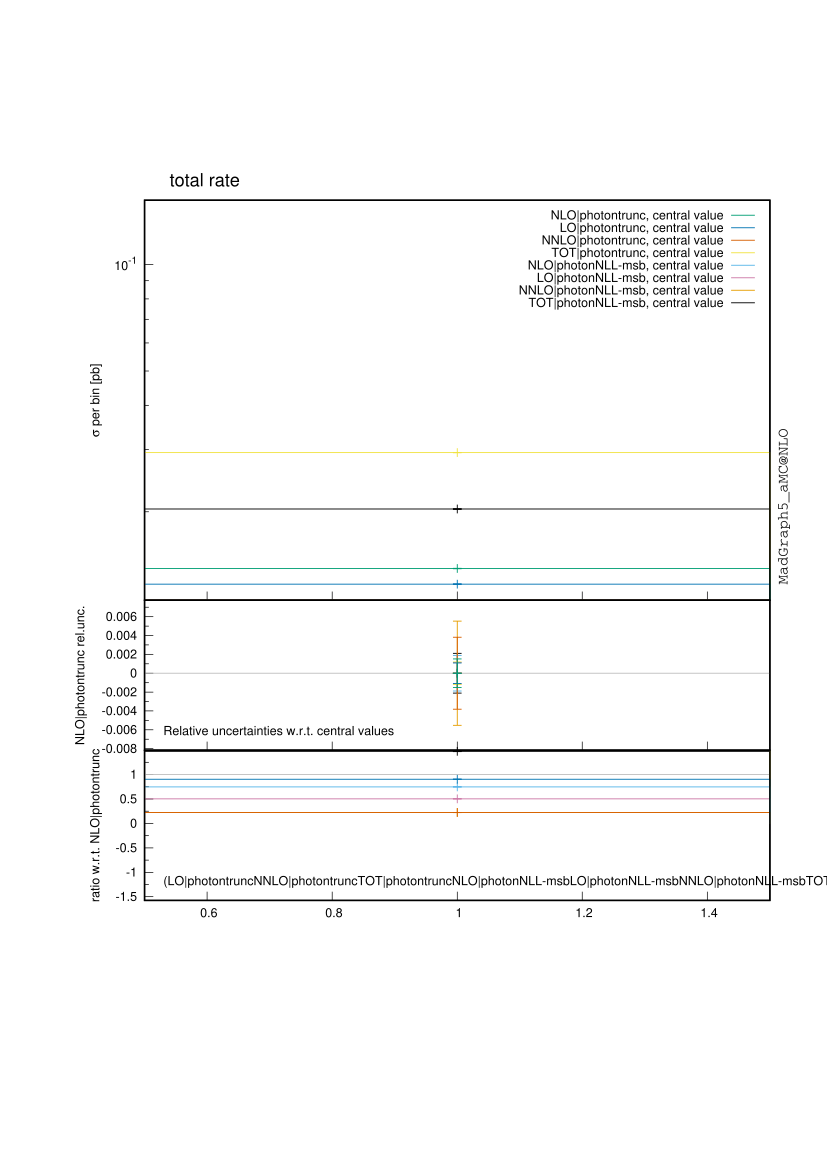

Source code (gnuplot):

################################################################################
#
# This gnuplot file was generated by MadGraph5_aMC@NLO project, a program which 
# automatically generates Feynman diagrams and matrix elements for arbitrary
# high-energy processes in the Standard Model and beyond. It also perform the
# integration and/or generate events for these processes, at LO and NLO accuracy.
#
# For more information, visit madgraph.phys.ucl.ac.be and amcatnlo.web.cern.ch
#
################################################################################
# ./histograms.py tmprun_photontrunc_nomuonconvolve_10tev/MADatNLO.HwU tmprun_photonmsbar_nomuonconvolve_10tev/MADatNLO.HwU --assign_types=photontrunc,photonNLL-msb
reset

set lmargin 10
set rmargin 0
set terminal postscript portrait enhanced color "Helvetica" 9 
# The pdf terminal offers transparency support, but you will have to adapt things a bit
#set terminal pdf enhanced font "Helvetica 12" lw 1.0 dashed size 29.7cm, 21cm
set key font ",9"
set key samplen "2"
set output "MADatNLO_output.ps"

# This is the "PODO" color palette of gnuplot v.5, but with the order
# changed: palette of colors selected to be easily distinguishable by
# color-blind individuals with either protanopia or deuteranopia. Bang
# Wong [2011] Nature Methods 8, 441.

set style line   1 lt 1 lc rgb "#009e73" lw 1.3
set style line 101 lt 1 lc rgb "#009e73" lw 1.3 dt (6,3)
set style line  11 lt 2 lc rgb "#009e73" lw 1.3 dt (6,3)
set style line  21 lt 4 lc rgb "#009e73" lw 1.3 dt (3,2)
set style line  31 lt 6 lc rgb "#009e73" lw 1.3 dt (2,1)
set style line  41 lt 8 lc rgb "#009e73" lw 1.3 dt (4,3)

set style line   2 lt 1 lc rgb "#0072b2" lw 1.3
set style line 102 lt 1 lc rgb "#0072b2" lw 1.3 dt (6,3)
set style line  12 lt 2 lc rgb "#0072b2" lw 1.3 dt (6,3)
set style line  22 lt 4 lc rgb "#0072b2" lw 1.3 dt (3,2)
set style line  32 lt 6 lc rgb "#0072b2" lw 1.3 dt (2,1)
set style line  42 lt 8 lc rgb "#0072b2" lw 1.3 dt (4,3)

set style line   3 lt 1 lc rgb "#d55e00" lw 1.3
set style line 103 lt 1 lc rgb "#d55e00" lw 1.3 dt (6,3)
set style line  13 lt 2 lc rgb "#d55e00" lw 1.3 dt (6,3)
set style line  23 lt 4 lc rgb "#d55e00" lw 1.3 dt (3,2)
set style line  33 lt 6 lc rgb "#d55e00" lw 1.3 dt (2,1)
set style line  43 lt 8 lc rgb "#d55e00" lw 1.3 dt (4,3)

set style line   4 lt 1 lc rgb "#f0e442" lw 1.3
set style line 104 lt 1 lc rgb "#f0e442" lw 1.3 dt (6,3)
set style line  14 lt 2 lc rgb "#f0e442" lw 1.3 dt (6,3)
set style line  24 lt 4 lc rgb "#f0e442" lw 1.3 dt (3,2)
set style line  34 lt 6 lc rgb "#f0e442" lw 1.3 dt (2,1)
set style line  44 lt 8 lc rgb "#f0e442" lw 1.3 dt (4,3)

set style line   5 lt 1 lc rgb "#56b4e9" lw 1.3
set style line 105 lt 1 lc rgb "#56b4e9" lw 1.3 dt (6,3)
set style line  15 lt 2 lc rgb "#56b4e9" lw 1.3 dt (6,3)
set style line  25 lt 4 lc rgb "#56b4e9" lw 1.3 dt (3,2)
set style line  35 lt 6 lc rgb "#56b4e9" lw 1.3 dt (2,1)
set style line  45 lt 8 lc rgb "#56b4e9" lw 1.3 dt (4,3)

set style line   6 lt 1 lc rgb "#cc79a7" lw 1.3
set style line 106 lt 1 lc rgb "#cc79a7" lw 1.3 dt (6,3)
set style line  16 lt 2 lc rgb "#cc79a7" lw 1.3 dt (6,3)
set style line  26 lt 4 lc rgb "#cc79a7" lw 1.3 dt (3,2)
set style line  36 lt 6 lc rgb "#cc79a7" lw 1.3 dt (2,1)
set style line  46 lt 8 lc rgb "#cc79a7" lw 1.3 dt (4,3)

set style line   7 lt 1 lc rgb "#e69f00" lw 1.3
set style line 107 lt 1 lc rgb "#e69f00" lw 1.3 dt (6,3)
set style line  17 lt 2 lc rgb "#e69f00" lw 1.3 dt (6,3)
set style line  27 lt 4 lc rgb "#e69f00" lw 1.3 dt (3,2)
set style line  37 lt 6 lc rgb "#e69f00" lw 1.3 dt (2,1)
set style line  47 lt 8 lc rgb "#e69f00" lw 1.3 dt (4,3)

set style line   8 lt 1 lc rgb "black" lw 1.3
set style line 108 lt 1 lc rgb "black" lw 1.3 dt (6,3)
set style line  18 lt 2 lc rgb "black" lw 1.3 dt (6,3)
set style line  28 lt 4 lc rgb "black" lw 1.3 dt (3,2)
set style line  38 lt 6 lc rgb "black" lw 1.3 dt (2,1)
set style line  48 lt 8 lc rgb "black" lw 1.3 dt (4,3)


set style line 999 lt 1 lc rgb "gray" lw 1.3

safe(x,y,a) = (y == 0.0 ? a : x/y)

set style data histeps
set key invert



################################################################################
### Rendering of the plot titled 'total rate'
################################################################################

set multiplot
set label "total rate" font ",13" at graph 0.04, graph 1.05
set xrange [5.0000e-01:1.5000e+00]
set bmargin 0 
set tmargin 0
set xtics nomirror
set ytics nomirror
set mytics 10
set xtics auto
set key horizontal noreverse maxcols 1 width -4 
set label front 'MadGraph5\_aMC\@NLO' font "Courier,11" rotate by 90 at graph 1.02, graph 0.04

#-- rendering subhistograms 'NLO|photontrunc and LO|photontrunc results'

set format y '10^{%T}'
set yrange [1.1236e-02:1.5202e-01]
set origin 0.0000e+00, 5.0000e-01
set size 1.0000e+00, 4.0000e-01
set mytics 10
set ytics auto
set format x ''
set logscale y
set ylabel "{/Symbol s} per bin [pb]"

plot \
'MADatNLO_output.HwU' index 7 using (($1+$2)/2):($3 >= 0 ? sqrt(-1) : abs($3)):4 w yerrorbar ls 108 title '',\
'MADatNLO_output.HwU' index 7 using (($1+$2)/2):($3 >= 0 ? sqrt(-1) : abs($3)) ls 108 title '',\
'MADatNLO_output.HwU' index 7 using (($1+$2)/2):($3 < 0 ? sqrt(-1) : $3):4 w yerrorbar ls 8 title '',\
'MADatNLO_output.HwU' index 7 using (($1+$2)/2):($3 < 0 ? sqrt(-1) : $3) ls 8 title 'TOT|photonNLL-msb, central value',\
'MADatNLO_output.HwU' index 6 using (($1+$2)/2):($3 >= 0 ? sqrt(-1) : abs($3)):4 w yerrorbar ls 107 title '',\
'MADatNLO_output.HwU' index 6 using (($1+$2)/2):($3 >= 0 ? sqrt(-1) : abs($3)) ls 107 title '',\
'MADatNLO_output.HwU' index 6 using (($1+$2)/2):($3 < 0 ? sqrt(-1) : $3):4 w yerrorbar ls 7 title '',\
'MADatNLO_output.HwU' index 6 using (($1+$2)/2):($3 < 0 ? sqrt(-1) : $3) ls 7 title 'NNLO|photonNLL-msb, central value',\
'MADatNLO_output.HwU' index 5 using (($1+$2)/2):($3 >= 0 ? sqrt(-1) : abs($3)):4 w yerrorbar ls 106 title '',\
'MADatNLO_output.HwU' index 5 using (($1+$2)/2):($3 >= 0 ? sqrt(-1) : abs($3)) ls 106 title '',\
'MADatNLO_output.HwU' index 5 using (($1+$2)/2):($3 < 0 ? sqrt(-1) : $3):4 w yerrorbar ls 6 title '',\
'MADatNLO_output.HwU' index 5 using (($1+$2)/2):($3 < 0 ? sqrt(-1) : $3) ls 6 title 'LO|photonNLL-msb, central value',\
'MADatNLO_output.HwU' index 4 using (($1+$2)/2):($3 >= 0 ? sqrt(-1) : abs($3)):4 w yerrorbar ls 105 title '',\
'MADatNLO_output.HwU' index 4 using (($1+$2)/2):($3 >= 0 ? sqrt(-1) : abs($3)) ls 105 title '',\
'MADatNLO_output.HwU' index 4 using (($1+$2)/2):($3 < 0 ? sqrt(-1) : $3):4 w yerrorbar ls 5 title '',\
'MADatNLO_output.HwU' index 4 using (($1+$2)/2):($3 < 0 ? sqrt(-1) : $3) ls 5 title 'NLO|photonNLL-msb, central value',\
'MADatNLO_output.HwU' index 3 using (($1+$2)/2):($3 >= 0 ? sqrt(-1) : abs($3)):4 w yerrorbar ls 104 title '',\
'MADatNLO_output.HwU' index 3 using (($1+$2)/2):($3 >= 0 ? sqrt(-1) : abs($3)) ls 104 title '',\
'MADatNLO_output.HwU' index 3 using (($1+$2)/2):($3 < 0 ? sqrt(-1) : $3):4 w yerrorbar ls 4 title '',\
'MADatNLO_output.HwU' index 3 using (($1+$2)/2):($3 < 0 ? sqrt(-1) : $3) ls 4 title 'TOT|photontrunc, central value',\
'MADatNLO_output.HwU' index 2 using (($1+$2)/2):($3 >= 0 ? sqrt(-1) : abs($3)):4 w yerrorbar ls 103 title '',\
'MADatNLO_output.HwU' index 2 using (($1+$2)/2):($3 >= 0 ? sqrt(-1) : abs($3)) ls 103 title '',\
'MADatNLO_output.HwU' index 2 using (($1+$2)/2):($3 < 0 ? sqrt(-1) : $3):4 w yerrorbar ls 3 title '',\
'MADatNLO_output.HwU' index 2 using (($1+$2)/2):($3 < 0 ? sqrt(-1) : $3) ls 3 title 'NNLO|photontrunc, central value',\
'MADatNLO_output.HwU' index 1 using (($1+$2)/2):($3 >= 0 ? sqrt(-1) : abs($3)):4 w yerrorbar ls 102 title '',\
'MADatNLO_output.HwU' index 1 using (($1+$2)/2):($3 >= 0 ? sqrt(-1) : abs($3)) ls 102 title '',\
'MADatNLO_output.HwU' index 1 using (($1+$2)/2):($3 < 0 ? sqrt(-1) : $3):4 w yerrorbar ls 2 title '',\
'MADatNLO_output.HwU' index 1 using (($1+$2)/2):($3 < 0 ? sqrt(-1) : $3) ls 2 title 'LO|photontrunc, central value',\
'MADatNLO_output.HwU' index 0 using (($1+$2)/2):($3 >= 0 ? sqrt(-1) : abs($3)):4 w yerrorbar ls 101 title '',\
'MADatNLO_output.HwU' index 0 using (($1+$2)/2):($3 >= 0 ? sqrt(-1) : abs($3)) ls 101 title '',\
'MADatNLO_output.HwU' index 0 using (($1+$2)/2):($3 < 0 ? sqrt(-1) : $3):4 w yerrorbar ls 1 title '',\
'MADatNLO_output.HwU' index 0 using (($1+$2)/2):($3 < 0 ? sqrt(-1) : $3) ls 1 title 'NLO|photontrunc, central value'
#-- rendering subhistograms 'Relative scale and PDF uncertainty'
unset label
unset format
set yrange [-8.1775e-03:7.7354e-03]
set origin 0.0000e+00, 3.5000e-01
set size 1.0000e+00, 1.5000e-01
set mytics 2
set ytics auto
set format x ''
unset logscale y
set ylabel "NLO|photontrunc rel.unc."
set label "Relative uncertainties w.r.t. central values" font ",9" front at graph 0.03, graph 0.13
plot \
0.0 ls 999 title '',\
'MADatNLO_output.HwU' index 7 using (($1+$2)/2):(0.0):(safe($4,$3,0.0)) w yerrorbar ls 8 title '',\
'MADatNLO_output.HwU' index 6 using (($1+$2)/2):(0.0):(safe($4,$3,0.0)) w yerrorbar ls 7 title '',\
'MADatNLO_output.HwU' index 5 using (($1+$2)/2):(0.0):(safe($4,$3,0.0)) w yerrorbar ls 6 title '',\
'MADatNLO_output.HwU' index 4 using (($1+$2)/2):(0.0):(safe($4,$3,0.0)) w yerrorbar ls 5 title '',\
'MADatNLO_output.HwU' index 3 using (($1+$2)/2):(0.0):(safe($4,$3,0.0)) w yerrorbar ls 4 title '',\
'MADatNLO_output.HwU' index 2 using (($1+$2)/2):(0.0):(safe($4,$3,0.0)) w yerrorbar ls 3 title '',\
'MADatNLO_output.HwU' index 1 using (($1+$2)/2):(0.0):(safe($4,$3,0.0)) w yerrorbar ls 2 title '',\
'MADatNLO_output.HwU' index 0 using (($1+$2)/2):(0.0):(safe($4,$3,0.0)) w yerrorbar ls 1 title ''
#-- rendering subhistograms '(LO|photontruncNNLO|photontruncTOT|photontruncNLO|photonNLL-msbLO|photonNLL-msbNNLO|photonNLL-msbTOT|photonNLL-msb)/(NLO|photontrunc central value) ratio'
unset label
unset format
set yrange [-1.5753e+00:1.4934e+00]
set origin 0.0000e+00, 2.0000e-01
set size 1.0000e+00, 1.5000e-01
set mytics 2
set ytics auto
set format x
unset logscale y
set ylabel "ratio w.r.t. NLO|photontrunc"
set label "(LO|photontruncNNLO|photontruncTOT|photontruncNLO|photonNLL-msbLO|photonNLL-msbNNLO|photonNLL-msbTOT|photonNLL-msb)/(NLO|photontrunc central value)" font ",9" at graph 0.03, graph 0.13
plot \
1.0 ls 999 title '',\
'MADatNLO_output.HwU' index 14 using (($1+$2)/2):3:4 w yerrorbar ls 8 title '',\
'MADatNLO_output.HwU' index 14 using (($1+$2)/2):3 ls 8 title '',\
'MADatNLO_output.HwU' index 13 using (($1+$2)/2):3:4 w yerrorbar ls 7 title '',\
'MADatNLO_output.HwU' index 13 using (($1+$2)/2):3 ls 7 title '',\
'MADatNLO_output.HwU' index 12 using (($1+$2)/2):3:4 w yerrorbar ls 6 title '',\
'MADatNLO_output.HwU' index 12 using (($1+$2)/2):3 ls 6 title '',\
'MADatNLO_output.HwU' index 11 using (($1+$2)/2):3:4 w yerrorbar ls 5 title '',\
'MADatNLO_output.HwU' index 11 using (($1+$2)/2):3 ls 5 title '',\
'MADatNLO_output.HwU' index 10 using (($1+$2)/2):3:4 w yerrorbar ls 4 title '',\
'MADatNLO_output.HwU' index 10 using (($1+$2)/2):3 ls 4 title '',\
'MADatNLO_output.HwU' index 9 using (($1+$2)/2):3:4 w yerrorbar ls 3 title '',\
'MADatNLO_output.HwU' index 9 using (($1+$2)/2):3 ls 3 title '',\
'MADatNLO_output.HwU' index 8 using (($1+$2)/2):3:4 w yerrorbar ls 2 title '',\
'MADatNLO_output.HwU' index 8 using (($1+$2)/2):3 ls 2 title ''

unset label

################################################################################

################################################################################
### Rendering of the plot titled 'total rate real'
################################################################################

set multiplot
set label "total rate real" font ",13" at graph 0.04, graph 1.05
set xrange [5.0000e-01:5.5000e+00]
set bmargin 0 
set tmargin 0
set xtics nomirror
set ytics nomirror
set mytics 10
set xtics auto
set key horizontal noreverse maxcols 1 width -4 
set label front 'MadGraph5\_aMC\@NLO' font "Courier,11" rotate by 90 at graph 1.02, graph 0.04

#-- rendering subhistograms 'NLO|photontrunc and LO|photontrunc results'

set format y '10^{%T}'
set yrange [9.0000e-01:1.1000e+02]
set origin 0.0000e+00, 5.0000e-01
set size 1.0000e+00, 4.0000e-01
set mytics 10
set ytics auto
set format x ''
set logscale y
set ylabel "{/Symbol s} per bin [pb]"

plot \
'MADatNLO_output.HwU' index 22 using (($1+$2)/2):($3 >= 0 ? sqrt(-1) : abs($3)):4 w yerrorbar ls 108 title '',\
'MADatNLO_output.HwU' index 22 using (($1+$2)/2):($3 >= 0 ? sqrt(-1) : abs($3)) ls 108 title '',\
'MADatNLO_output.HwU' index 22 using (($1+$2)/2):($3 < 0 ? sqrt(-1) : $3):4 w yerrorbar ls 8 title '',\
'MADatNLO_output.HwU' index 22 using (($1+$2)/2):($3 < 0 ? sqrt(-1) : $3) ls 8 title 'TOT|photonNLL-msb, central value',\
'MADatNLO_output.HwU' index 21 using (($1+$2)/2):($3 >= 0 ? sqrt(-1) : abs($3)):4 w yerrorbar ls 107 title '',\
'MADatNLO_output.HwU' index 21 using (($1+$2)/2):($3 >= 0 ? sqrt(-1) : abs($3)) ls 107 title '',\
'MADatNLO_output.HwU' index 21 using (($1+$2)/2):($3 < 0 ? sqrt(-1) : $3):4 w yerrorbar ls 7 title '',\
'MADatNLO_output.HwU' index 21 using (($1+$2)/2):($3 < 0 ? sqrt(-1) : $3) ls 7 title 'NNLO|photonNLL-msb, central value',\
'MADatNLO_output.HwU' index 20 using (($1+$2)/2):($3 >= 0 ? sqrt(-1) : abs($3)):4 w yerrorbar ls 106 title '',\
'MADatNLO_output.HwU' index 20 using (($1+$2)/2):($3 >= 0 ? sqrt(-1) : abs($3)) ls 106 title '',\
'MADatNLO_output.HwU' index 20 using (($1+$2)/2):($3 < 0 ? sqrt(-1) : $3):4 w yerrorbar ls 6 title '',\
'MADatNLO_output.HwU' index 20 using (($1+$2)/2):($3 < 0 ? sqrt(-1) : $3) ls 6 title 'LO|photonNLL-msb, central value',\
'MADatNLO_output.HwU' index 19 using (($1+$2)/2):($3 >= 0 ? sqrt(-1) : abs($3)):4 w yerrorbar ls 105 title '',\
'MADatNLO_output.HwU' index 19 using (($1+$2)/2):($3 >= 0 ? sqrt(-1) : abs($3)) ls 105 title '',\
'MADatNLO_output.HwU' index 19 using (($1+$2)/2):($3 < 0 ? sqrt(-1) : $3):4 w yerrorbar ls 5 title '',\
'MADatNLO_output.HwU' index 19 using (($1+$2)/2):($3 < 0 ? sqrt(-1) : $3) ls 5 title 'NLO|photonNLL-msb, central value',\
'MADatNLO_output.HwU' index 18 using (($1+$2)/2):($3 >= 0 ? sqrt(-1) : abs($3)):4 w yerrorbar ls 104 title '',\
'MADatNLO_output.HwU' index 18 using (($1+$2)/2):($3 >= 0 ? sqrt(-1) : abs($3)) ls 104 title '',\
'MADatNLO_output.HwU' index 18 using (($1+$2)/2):($3 < 0 ? sqrt(-1) : $3):4 w yerrorbar ls 4 title '',\
'MADatNLO_output.HwU' index 18 using (($1+$2)/2):($3 < 0 ? sqrt(-1) : $3) ls 4 title 'TOT|photontrunc, central value',\
'MADatNLO_output.HwU' index 17 using (($1+$2)/2):($3 >= 0 ? sqrt(-1) : abs($3)):4 w yerrorbar ls 103 title '',\
'MADatNLO_output.HwU' index 17 using (($1+$2)/2):($3 >= 0 ? sqrt(-1) : abs($3)) ls 103 title '',\
'MADatNLO_output.HwU' index 17 using (($1+$2)/2):($3 < 0 ? sqrt(-1) : $3):4 w yerrorbar ls 3 title '',\
'MADatNLO_output.HwU' index 17 using (($1+$2)/2):($3 < 0 ? sqrt(-1) : $3) ls 3 title 'NNLO|photontrunc, central value',\
'MADatNLO_output.HwU' index 16 using (($1+$2)/2):($3 >= 0 ? sqrt(-1) : abs($3)):4 w yerrorbar ls 102 title '',\
'MADatNLO_output.HwU' index 16 using (($1+$2)/2):($3 >= 0 ? sqrt(-1) : abs($3)) ls 102 title '',\
'MADatNLO_output.HwU' index 16 using (($1+$2)/2):($3 < 0 ? sqrt(-1) : $3):4 w yerrorbar ls 2 title '',\
'MADatNLO_output.HwU' index 16 using (($1+$2)/2):($3 < 0 ? sqrt(-1) : $3) ls 2 title 'LO|photontrunc, central value',\
'MADatNLO_output.HwU' index 15 using (($1+$2)/2):($3 >= 0 ? sqrt(-1) : abs($3)):4 w yerrorbar ls 101 title '',\
'MADatNLO_output.HwU' index 15 using (($1+$2)/2):($3 >= 0 ? sqrt(-1) : abs($3)) ls 101 title '',\
'MADatNLO_output.HwU' index 15 using (($1+$2)/2):($3 < 0 ? sqrt(-1) : $3):4 w yerrorbar ls 1 title '',\
'MADatNLO_output.HwU' index 15 using (($1+$2)/2):($3 < 0 ? sqrt(-1) : $3) ls 1 title 'NLO|photontrunc, central value'
#-- rendering subhistograms 'Relative scale and PDF uncertainty'
unset label
unset format
set yrange [-1.4800e+00:1.4000e+00]
set origin 0.0000e+00, 3.5000e-01
set size 1.0000e+00, 1.5000e-01
set mytics 2
set ytics auto
set format x ''
unset logscale y
set ylabel "NLO|photontrunc rel.unc."
set label "Relative uncertainties w.r.t. central values" font ",9" front at graph 0.03, graph 0.13
plot \
0.0 ls 999 title '',\
'MADatNLO_output.HwU' index 22 using (($1+$2)/2):(0.0):(safe($4,$3,0.0)) w yerrorbar ls 8 title '',\
'MADatNLO_output.HwU' index 21 using (($1+$2)/2):(0.0):(safe($4,$3,0.0)) w yerrorbar ls 7 title '',\
'MADatNLO_output.HwU' index 20 using (($1+$2)/2):(0.0):(safe($4,$3,0.0)) w yerrorbar ls 6 title '',\
'MADatNLO_output.HwU' index 19 using (($1+$2)/2):(0.0):(safe($4,$3,0.0)) w yerrorbar ls 5 title '',\
'MADatNLO_output.HwU' index 18 using (($1+$2)/2):(0.0):(safe($4,$3,0.0)) w yerrorbar ls 4 title '',\
'MADatNLO_output.HwU' index 17 using (($1+$2)/2):(0.0):(safe($4,$3,0.0)) w yerrorbar ls 3 title '',\
'MADatNLO_output.HwU' index 16 using (($1+$2)/2):(0.0):(safe($4,$3,0.0)) w yerrorbar ls 2 title '',\
'MADatNLO_output.HwU' index 15 using (($1+$2)/2):(0.0):(safe($4,$3,0.0)) w yerrorbar ls 1 title ''
#-- rendering subhistograms '(LO|photontruncNNLO|photontruncTOT|photontruncNLO|photonNLL-msbLO|photonNLL-msbNNLO|photonNLL-msbTOT|photonNLL-msb)/(NLO|photontrunc central value) ratio'
unset label
unset format
set yrange [-2.4000e-01:1.2000e+00]
set origin 0.0000e+00, 2.0000e-01
set size 1.0000e+00, 1.5000e-01
set mytics 2
set ytics auto
set format x
unset logscale y
set ylabel "ratio w.r.t. NLO|photontrunc"
set label "(LO|photontruncNNLO|photontruncTOT|photontruncNLO|photonNLL-msbLO|photonNLL-msbNNLO|photonNLL-msbTOT|photonNLL-msb)/(NLO|photontrunc central value)" font ",9" at graph 0.03, graph 0.13
plot \
1.0 ls 999 title '',\
'MADatNLO_output.HwU' index 29 using (($1+$2)/2):3:4 w yerrorbar ls 8 title '',\
'MADatNLO_output.HwU' index 29 using (($1+$2)/2):3 ls 8 title '',\
'MADatNLO_output.HwU' index 28 using (($1+$2)/2):3:4 w yerrorbar ls 7 title '',\
'MADatNLO_output.HwU' index 28 using (($1+$2)/2):3 ls 7 title '',\
'MADatNLO_output.HwU' index 27 using (($1+$2)/2):3:4 w yerrorbar ls 6 title '',\
'MADatNLO_output.HwU' index 27 using (($1+$2)/2):3 ls 6 title '',\
'MADatNLO_output.HwU' index 26 using (($1+$2)/2):3:4 w yerrorbar ls 5 title '',\
'MADatNLO_output.HwU' index 26 using (($1+$2)/2):3 ls 5 title '',\
'MADatNLO_output.HwU' index 25 using (($1+$2)/2):3:4 w yerrorbar ls 4 title '',\
'MADatNLO_output.HwU' index 25 using (($1+$2)/2):3 ls 4 title '',\
'MADatNLO_output.HwU' index 24 using (($1+$2)/2):3:4 w yerrorbar ls 3 title '',\
'MADatNLO_output.HwU' index 24 using (($1+$2)/2):3 ls 3 title '',\
'MADatNLO_output.HwU' index 23 using (($1+$2)/2):3:4 w yerrorbar ls 2 title '',\
'MADatNLO_output.HwU' index 23 using (($1+$2)/2):3 ls 2 title ''

unset label

################################################################################

################################################################################
### Rendering of the plot titled 'mtt'
################################################################################

set multiplot
set label "mtt" font ",13" at graph 0.04, graph 1.05
set xrange [2.0000e+02:9.8000e+03]
set bmargin 0 
set tmargin 0
set xtics nomirror
set ytics nomirror
set mytics 10
set xtics auto
set key horizontal noreverse maxcols 1 width -4 
set label front 'MadGraph5\_aMC\@NLO' font "Courier,11" rotate by 90 at graph 1.02, graph 0.04

#-- rendering subhistograms 'NLO|photontrunc and LO|photontrunc results'

set format y '10^{%T}'
set yrange [2.7876e-09:1.6343e-02]
set origin 0.0000e+00, 5.0000e-01
set size 1.0000e+00, 4.0000e-01
set mytics 10
set ytics auto
set format x ''
set logscale y
set ylabel "{/Symbol s} per bin [pb]"

plot \
'MADatNLO_output.HwU' index 37 using (($1+$2)/2):($3 >= 0 ? sqrt(-1) : abs($3)):4 w yerrorbar ls 108 title '',\
'MADatNLO_output.HwU' index 37 using (($1+$2)/2):($3 >= 0 ? sqrt(-1) : abs($3)) ls 108 title '',\
'MADatNLO_output.HwU' index 37 using (($1+$2)/2):($3 < 0 ? sqrt(-1) : $3):4 w yerrorbar ls 8 title '',\
'MADatNLO_output.HwU' index 37 using (($1+$2)/2):($3 < 0 ? sqrt(-1) : $3) ls 8 title 'TOT|photonNLL-msb, central value',\
'MADatNLO_output.HwU' index 36 using (($1+$2)/2):($3 >= 0 ? sqrt(-1) : abs($3)):4 w yerrorbar ls 107 title '',\
'MADatNLO_output.HwU' index 36 using (($1+$2)/2):($3 >= 0 ? sqrt(-1) : abs($3)) ls 107 title '',\
'MADatNLO_output.HwU' index 36 using (($1+$2)/2):($3 < 0 ? sqrt(-1) : $3):4 w yerrorbar ls 7 title '',\
'MADatNLO_output.HwU' index 36 using (($1+$2)/2):($3 < 0 ? sqrt(-1) : $3) ls 7 title 'NNLO|photonNLL-msb, central value',\
'MADatNLO_output.HwU' index 35 using (($1+$2)/2):($3 >= 0 ? sqrt(-1) : abs($3)):4 w yerrorbar ls 106 title '',\
'MADatNLO_output.HwU' index 35 using (($1+$2)/2):($3 >= 0 ? sqrt(-1) : abs($3)) ls 106 title '',\
'MADatNLO_output.HwU' index 35 using (($1+$2)/2):($3 < 0 ? sqrt(-1) : $3):4 w yerrorbar ls 6 title '',\
'MADatNLO_output.HwU' index 35 using (($1+$2)/2):($3 < 0 ? sqrt(-1) : $3) ls 6 title 'LO|photonNLL-msb, central value',\
'MADatNLO_output.HwU' index 34 using (($1+$2)/2):($3 >= 0 ? sqrt(-1) : abs($3)):4 w yerrorbar ls 105 title '',\
'MADatNLO_output.HwU' index 34 using (($1+$2)/2):($3 >= 0 ? sqrt(-1) : abs($3)) ls 105 title '',\
'MADatNLO_output.HwU' index 34 using (($1+$2)/2):($3 < 0 ? sqrt(-1) : $3):4 w yerrorbar ls 5 title '',\
'MADatNLO_output.HwU' index 34 using (($1+$2)/2):($3 < 0 ? sqrt(-1) : $3) ls 5 title 'NLO|photonNLL-msb, central value',\
'MADatNLO_output.HwU' index 33 using (($1+$2)/2):($3 >= 0 ? sqrt(-1) : abs($3)):4 w yerrorbar ls 104 title '',\
'MADatNLO_output.HwU' index 33 using (($1+$2)/2):($3 >= 0 ? sqrt(-1) : abs($3)) ls 104 title '',\
'MADatNLO_output.HwU' index 33 using (($1+$2)/2):($3 < 0 ? sqrt(-1) : $3):4 w yerrorbar ls 4 title '',\
'MADatNLO_output.HwU' index 33 using (($1+$2)/2):($3 < 0 ? sqrt(-1) : $3) ls 4 title 'TOT|photontrunc, central value',\
'MADatNLO_output.HwU' index 32 using (($1+$2)/2):($3 >= 0 ? sqrt(-1) : abs($3)):4 w yerrorbar ls 103 title '',\
'MADatNLO_output.HwU' index 32 using (($1+$2)/2):($3 >= 0 ? sqrt(-1) : abs($3)) ls 103 title '',\
'MADatNLO_output.HwU' index 32 using (($1+$2)/2):($3 < 0 ? sqrt(-1) : $3):4 w yerrorbar ls 3 title '',\
'MADatNLO_output.HwU' index 32 using (($1+$2)/2):($3 < 0 ? sqrt(-1) : $3) ls 3 title 'NNLO|photontrunc, central value',\
'MADatNLO_output.HwU' index 31 using (($1+$2)/2):($3 >= 0 ? sqrt(-1) : abs($3)):4 w yerrorbar ls 102 title '',\
'MADatNLO_output.HwU' index 31 using (($1+$2)/2):($3 >= 0 ? sqrt(-1) : abs($3)) ls 102 title '',\
'MADatNLO_output.HwU' index 31 using (($1+$2)/2):($3 < 0 ? sqrt(-1) : $3):4 w yerrorbar ls 2 title '',\
'MADatNLO_output.HwU' index 31 using (($1+$2)/2):($3 < 0 ? sqrt(-1) : $3) ls 2 title 'LO|photontrunc, central value',\
'MADatNLO_output.HwU' index 30 using (($1+$2)/2):($3 >= 0 ? sqrt(-1) : abs($3)):4 w yerrorbar ls 101 title '',\
'MADatNLO_output.HwU' index 30 using (($1+$2)/2):($3 >= 0 ? sqrt(-1) : abs($3)) ls 101 title '',\
'MADatNLO_output.HwU' index 30 using (($1+$2)/2):($3 < 0 ? sqrt(-1) : $3):4 w yerrorbar ls 1 title '',\
'MADatNLO_output.HwU' index 30 using (($1+$2)/2):($3 < 0 ? sqrt(-1) : $3) ls 1 title 'NLO|photontrunc, central value'
#-- rendering subhistograms 'Relative scale and PDF uncertainty'
unset label
unset format
set yrange [-1.0161e-01:9.7174e-02]
set origin 0.0000e+00, 3.5000e-01
set size 1.0000e+00, 1.5000e-01
set mytics 2
set ytics auto
set format x ''
unset logscale y
set ylabel "NLO|photontrunc rel.unc."
set label "Relative uncertainties w.r.t. central values" font ",9" front at graph 0.03, graph 0.13
plot \
0.0 ls 999 title '',\
'MADatNLO_output.HwU' index 37 using (($1+$2)/2):(0.0):(safe($4,$3,0.0)) w yerrorbar ls 8 title '',\
'MADatNLO_output.HwU' index 36 using (($1+$2)/2):(0.0):(safe($4,$3,0.0)) w yerrorbar ls 7 title '',\
'MADatNLO_output.HwU' index 35 using (($1+$2)/2):(0.0):(safe($4,$3,0.0)) w yerrorbar ls 6 title '',\
'MADatNLO_output.HwU' index 34 using (($1+$2)/2):(0.0):(safe($4,$3,0.0)) w yerrorbar ls 5 title '',\
'MADatNLO_output.HwU' index 33 using (($1+$2)/2):(0.0):(safe($4,$3,0.0)) w yerrorbar ls 4 title '',\
'MADatNLO_output.HwU' index 32 using (($1+$2)/2):(0.0):(safe($4,$3,0.0)) w yerrorbar ls 3 title '',\
'MADatNLO_output.HwU' index 31 using (($1+$2)/2):(0.0):(safe($4,$3,0.0)) w yerrorbar ls 2 title '',\
'MADatNLO_output.HwU' index 30 using (($1+$2)/2):(0.0):(safe($4,$3,0.0)) w yerrorbar ls 1 title ''
#-- rendering subhistograms '(LO|photontruncNNLO|photontruncTOT|photontruncNLO|photonNLL-msbLO|photonNLL-msbNNLO|photonNLL-msbTOT|photonNLL-msb)/(NLO|photontrunc central value) ratio'
unset label
unset format
set yrange [-2.6633e+00:6.8935e+00]
set origin 0.0000e+00, 2.0000e-01
set size 1.0000e+00, 1.5000e-01
set mytics 2
set ytics auto
set format x
unset logscale y
set ylabel "ratio w.r.t. NLO|photontrunc"
set label "(LO|photontruncNNLO|photontruncTOT|photontruncNLO|photonNLL-msbLO|photonNLL-msbNNLO|photonNLL-msbTOT|photonNLL-msb)/(NLO|photontrunc central value)" font ",9" at graph 0.03, graph 0.13
plot \
1.0 ls 999 title '',\
'MADatNLO_output.HwU' index 44 using (($1+$2)/2):3:4 w yerrorbar ls 8 title '',\
'MADatNLO_output.HwU' index 44 using (($1+$2)/2):3 ls 8 title '',\
'MADatNLO_output.HwU' index 43 using (($1+$2)/2):3:4 w yerrorbar ls 7 title '',\
'MADatNLO_output.HwU' index 43 using (($1+$2)/2):3 ls 7 title '',\
'MADatNLO_output.HwU' index 42 using (($1+$2)/2):3:4 w yerrorbar ls 6 title '',\
'MADatNLO_output.HwU' index 42 using (($1+$2)/2):3 ls 6 title '',\
'MADatNLO_output.HwU' index 41 using (($1+$2)/2):3:4 w yerrorbar ls 5 title '',\
'MADatNLO_output.HwU' index 41 using (($1+$2)/2):3 ls 5 title '',\
'MADatNLO_output.HwU' index 40 using (($1+$2)/2):3:4 w yerrorbar ls 4 title '',\
'MADatNLO_output.HwU' index 40 using (($1+$2)/2):3 ls 4 title '',\
'MADatNLO_output.HwU' index 39 using (($1+$2)/2):3:4 w yerrorbar ls 3 title '',\
'MADatNLO_output.HwU' index 39 using (($1+$2)/2):3 ls 3 title '',\
'MADatNLO_output.HwU' index 38 using (($1+$2)/2):3:4 w yerrorbar ls 2 title '',\
'MADatNLO_output.HwU' index 38 using (($1+$2)/2):3 ls 2 title ''

unset label

################################################################################

################################################################################
### Rendering of the plot titled 'thetatt'
################################################################################

set multiplot
set label "thetatt" font ",13" at graph 0.04, graph 1.05
set xrange [0.0000e+00:3.1416e+00]
set bmargin 0 
set tmargin 0
set xtics nomirror
set ytics nomirror
set mytics 10
set xtics auto
set key horizontal noreverse maxcols 1 width -4 
set label front 'MadGraph5\_aMC\@NLO' font "Courier,11" rotate by 90 at graph 1.02, graph 0.04

#-- rendering subhistograms 'NLO|photontrunc and LO|photontrunc results'

set format y '10^{%T}'
set yrange [1.8442e-09:1.8187e-02]
set origin 0.0000e+00, 5.0000e-01
set size 1.0000e+00, 4.0000e-01
set mytics 10
set ytics auto
set format x ''
set logscale y
set ylabel "{/Symbol s} per bin [pb]"

plot \
'MADatNLO_output.HwU' index 52 using (($1+$2)/2):($3 >= 0 ? sqrt(-1) : abs($3)):4 w yerrorbar ls 108 title '',\
'MADatNLO_output.HwU' index 52 using (($1+$2)/2):($3 >= 0 ? sqrt(-1) : abs($3)) ls 108 title '',\
'MADatNLO_output.HwU' index 52 using (($1+$2)/2):($3 < 0 ? sqrt(-1) : $3):4 w yerrorbar ls 8 title '',\
'MADatNLO_output.HwU' index 52 using (($1+$2)/2):($3 < 0 ? sqrt(-1) : $3) ls 8 title 'TOT|photonNLL-msb, central value',\
'MADatNLO_output.HwU' index 51 using (($1+$2)/2):($3 >= 0 ? sqrt(-1) : abs($3)):4 w yerrorbar ls 107 title '',\
'MADatNLO_output.HwU' index 51 using (($1+$2)/2):($3 >= 0 ? sqrt(-1) : abs($3)) ls 107 title '',\
'MADatNLO_output.HwU' index 51 using (($1+$2)/2):($3 < 0 ? sqrt(-1) : $3):4 w yerrorbar ls 7 title '',\
'MADatNLO_output.HwU' index 51 using (($1+$2)/2):($3 < 0 ? sqrt(-1) : $3) ls 7 title 'NNLO|photonNLL-msb, central value',\
'MADatNLO_output.HwU' index 50 using (($1+$2)/2):($3 >= 0 ? sqrt(-1) : abs($3)):4 w yerrorbar ls 106 title '',\
'MADatNLO_output.HwU' index 50 using (($1+$2)/2):($3 >= 0 ? sqrt(-1) : abs($3)) ls 106 title '',\
'MADatNLO_output.HwU' index 50 using (($1+$2)/2):($3 < 0 ? sqrt(-1) : $3):4 w yerrorbar ls 6 title '',\
'MADatNLO_output.HwU' index 50 using (($1+$2)/2):($3 < 0 ? sqrt(-1) : $3) ls 6 title 'LO|photonNLL-msb, central value',\
'MADatNLO_output.HwU' index 49 using (($1+$2)/2):($3 >= 0 ? sqrt(-1) : abs($3)):4 w yerrorbar ls 105 title '',\
'MADatNLO_output.HwU' index 49 using (($1+$2)/2):($3 >= 0 ? sqrt(-1) : abs($3)) ls 105 title '',\
'MADatNLO_output.HwU' index 49 using (($1+$2)/2):($3 < 0 ? sqrt(-1) : $3):4 w yerrorbar ls 5 title '',\
'MADatNLO_output.HwU' index 49 using (($1+$2)/2):($3 < 0 ? sqrt(-1) : $3) ls 5 title 'NLO|photonNLL-msb, central value',\
'MADatNLO_output.HwU' index 48 using (($1+$2)/2):($3 >= 0 ? sqrt(-1) : abs($3)):4 w yerrorbar ls 104 title '',\
'MADatNLO_output.HwU' index 48 using (($1+$2)/2):($3 >= 0 ? sqrt(-1) : abs($3)) ls 104 title '',\
'MADatNLO_output.HwU' index 48 using (($1+$2)/2):($3 < 0 ? sqrt(-1) : $3):4 w yerrorbar ls 4 title '',\
'MADatNLO_output.HwU' index 48 using (($1+$2)/2):($3 < 0 ? sqrt(-1) : $3) ls 4 title 'TOT|photontrunc, central value',\
'MADatNLO_output.HwU' index 47 using (($1+$2)/2):($3 >= 0 ? sqrt(-1) : abs($3)):4 w yerrorbar ls 103 title '',\
'MADatNLO_output.HwU' index 47 using (($1+$2)/2):($3 >= 0 ? sqrt(-1) : abs($3)) ls 103 title '',\
'MADatNLO_output.HwU' index 47 using (($1+$2)/2):($3 < 0 ? sqrt(-1) : $3):4 w yerrorbar ls 3 title '',\
'MADatNLO_output.HwU' index 47 using (($1+$2)/2):($3 < 0 ? sqrt(-1) : $3) ls 3 title 'NNLO|photontrunc, central value',\
'MADatNLO_output.HwU' index 46 using (($1+$2)/2):($3 >= 0 ? sqrt(-1) : abs($3)):4 w yerrorbar ls 102 title '',\
'MADatNLO_output.HwU' index 46 using (($1+$2)/2):($3 >= 0 ? sqrt(-1) : abs($3)) ls 102 title '',\
'MADatNLO_output.HwU' index 46 using (($1+$2)/2):($3 < 0 ? sqrt(-1) : $3):4 w yerrorbar ls 2 title '',\
'MADatNLO_output.HwU' index 46 using (($1+$2)/2):($3 < 0 ? sqrt(-1) : $3) ls 2 title 'LO|photontrunc, central value',\
'MADatNLO_output.HwU' index 45 using (($1+$2)/2):($3 >= 0 ? sqrt(-1) : abs($3)):4 w yerrorbar ls 101 title '',\
'MADatNLO_output.HwU' index 45 using (($1+$2)/2):($3 >= 0 ? sqrt(-1) : abs($3)) ls 101 title '',\
'MADatNLO_output.HwU' index 45 using (($1+$2)/2):($3 < 0 ? sqrt(-1) : $3):4 w yerrorbar ls 1 title '',\
'MADatNLO_output.HwU' index 45 using (($1+$2)/2):($3 < 0 ? sqrt(-1) : $3) ls 1 title 'NLO|photontrunc, central value'
#-- rendering subhistograms 'Relative scale and PDF uncertainty'
unset label
unset format
set yrange [-3.6678e-01:3.5388e-01]
set origin 0.0000e+00, 3.5000e-01
set size 1.0000e+00, 1.5000e-01
set mytics 2
set ytics auto
set format x ''
unset logscale y
set ylabel "NLO|photontrunc rel.unc."
set label "Relative uncertainties w.r.t. central values" font ",9" front at graph 0.03, graph 0.13
plot \
0.0 ls 999 title '',\
'MADatNLO_output.HwU' index 52 using (($1+$2)/2):(0.0):(safe($4,$3,0.0)) w yerrorbar ls 8 title '',\
'MADatNLO_output.HwU' index 51 using (($1+$2)/2):(0.0):(safe($4,$3,0.0)) w yerrorbar ls 7 title '',\
'MADatNLO_output.HwU' index 50 using (($1+$2)/2):(0.0):(safe($4,$3,0.0)) w yerrorbar ls 6 title '',\
'MADatNLO_output.HwU' index 49 using (($1+$2)/2):(0.0):(safe($4,$3,0.0)) w yerrorbar ls 5 title '',\
'MADatNLO_output.HwU' index 48 using (($1+$2)/2):(0.0):(safe($4,$3,0.0)) w yerrorbar ls 4 title '',\
'MADatNLO_output.HwU' index 47 using (($1+$2)/2):(0.0):(safe($4,$3,0.0)) w yerrorbar ls 3 title '',\
'MADatNLO_output.HwU' index 46 using (($1+$2)/2):(0.0):(safe($4,$3,0.0)) w yerrorbar ls 2 title '',\
'MADatNLO_output.HwU' index 45 using (($1+$2)/2):(0.0):(safe($4,$3,0.0)) w yerrorbar ls 1 title ''
#-- rendering subhistograms '(LO|photontruncNNLO|photontruncTOT|photontruncNLO|photonNLL-msbLO|photonNLL-msbNNLO|photonNLL-msbTOT|photonNLL-msb)/(NLO|photontrunc central value) ratio'
unset label
unset format
set yrange [-1.0545e+00:1.6584e+00]
set origin 0.0000e+00, 2.0000e-01
set size 1.0000e+00, 1.5000e-01
set mytics 2
set ytics auto
set format x
unset logscale y
set ylabel "ratio w.r.t. NLO|photontrunc"
set label "(LO|photontruncNNLO|photontruncTOT|photontruncNLO|photonNLL-msbLO|photonNLL-msbNNLO|photonNLL-msbTOT|photonNLL-msb)/(NLO|photontrunc central value)" font ",9" at graph 0.03, graph 0.13
plot \
1.0 ls 999 title '',\
'MADatNLO_output.HwU' index 59 using (($1+$2)/2):3:4 w yerrorbar ls 8 title '',\
'MADatNLO_output.HwU' index 59 using (($1+$2)/2):3 ls 8 title '',\
'MADatNLO_output.HwU' index 58 using (($1+$2)/2):3:4 w yerrorbar ls 7 title '',\
'MADatNLO_output.HwU' index 58 using (($1+$2)/2):3 ls 7 title '',\
'MADatNLO_output.HwU' index 57 using (($1+$2)/2):3:4 w yerrorbar ls 6 title '',\
'MADatNLO_output.HwU' index 57 using (($1+$2)/2):3 ls 6 title '',\
'MADatNLO_output.HwU' index 56 using (($1+$2)/2):3:4 w yerrorbar ls 5 title '',\
'MADatNLO_output.HwU' index 56 using (($1+$2)/2):3 ls 5 title '',\
'MADatNLO_output.HwU' index 55 using (($1+$2)/2):3:4 w yerrorbar ls 4 title '',\
'MADatNLO_output.HwU' index 55 using (($1+$2)/2):3 ls 4 title '',\
'MADatNLO_output.HwU' index 54 using (($1+$2)/2):3:4 w yerrorbar ls 3 title '',\
'MADatNLO_output.HwU' index 54 using (($1+$2)/2):3 ls 3 title '',\
'MADatNLO_output.HwU' index 53 using (($1+$2)/2):3:4 w yerrorbar ls 2 title '',\
'MADatNLO_output.HwU' index 53 using (($1+$2)/2):3 ls 2 title ''

unset label

################################################################################

################################################################################
### Rendering of the plot titled 'pttt'
################################################################################

set multiplot
set label "pttt" font ",13" at graph 0.04, graph 1.05
set xrange [0.0000e+00:5.0000e+03]
set bmargin 0 
set tmargin 0
set xtics nomirror
set ytics nomirror
set mytics 10
set xtics auto
set key horizontal noreverse maxcols 1 width -4 
set label front 'MadGraph5\_aMC\@NLO' font "Courier,11" rotate by 90 at graph 1.02, graph 0.04

#-- rendering subhistograms 'NLO|photontrunc and LO|photontrunc results'

set format y '10^{%T}'
set yrange [4.0502e-09:1.3733e-01]
set origin 0.0000e+00, 5.0000e-01
set size 1.0000e+00, 4.0000e-01
set mytics 10
set ytics auto
set format x ''
set logscale y
set ylabel "{/Symbol s} per bin [pb]"

plot \
'MADatNLO_output.HwU' index 67 using (($1+$2)/2):($3 >= 0 ? sqrt(-1) : abs($3)):4 w yerrorbar ls 108 title '',\
'MADatNLO_output.HwU' index 67 using (($1+$2)/2):($3 >= 0 ? sqrt(-1) : abs($3)) ls 108 title '',\
'MADatNLO_output.HwU' index 67 using (($1+$2)/2):($3 < 0 ? sqrt(-1) : $3):4 w yerrorbar ls 8 title '',\
'MADatNLO_output.HwU' index 67 using (($1+$2)/2):($3 < 0 ? sqrt(-1) : $3) ls 8 title 'TOT|photonNLL-msb, central value',\
'MADatNLO_output.HwU' index 66 using (($1+$2)/2):($3 >= 0 ? sqrt(-1) : abs($3)):4 w yerrorbar ls 107 title '',\
'MADatNLO_output.HwU' index 66 using (($1+$2)/2):($3 >= 0 ? sqrt(-1) : abs($3)) ls 107 title '',\
'MADatNLO_output.HwU' index 66 using (($1+$2)/2):($3 < 0 ? sqrt(-1) : $3):4 w yerrorbar ls 7 title '',\
'MADatNLO_output.HwU' index 66 using (($1+$2)/2):($3 < 0 ? sqrt(-1) : $3) ls 7 title 'NNLO|photonNLL-msb, central value',\
'MADatNLO_output.HwU' index 65 using (($1+$2)/2):($3 >= 0 ? sqrt(-1) : abs($3)):4 w yerrorbar ls 106 title '',\
'MADatNLO_output.HwU' index 65 using (($1+$2)/2):($3 >= 0 ? sqrt(-1) : abs($3)) ls 106 title '',\
'MADatNLO_output.HwU' index 65 using (($1+$2)/2):($3 < 0 ? sqrt(-1) : $3):4 w yerrorbar ls 6 title '',\
'MADatNLO_output.HwU' index 65 using (($1+$2)/2):($3 < 0 ? sqrt(-1) : $3) ls 6 title 'LO|photonNLL-msb, central value',\
'MADatNLO_output.HwU' index 64 using (($1+$2)/2):($3 >= 0 ? sqrt(-1) : abs($3)):4 w yerrorbar ls 105 title '',\
'MADatNLO_output.HwU' index 64 using (($1+$2)/2):($3 >= 0 ? sqrt(-1) : abs($3)) ls 105 title '',\
'MADatNLO_output.HwU' index 64 using (($1+$2)/2):($3 < 0 ? sqrt(-1) : $3):4 w yerrorbar ls 5 title '',\
'MADatNLO_output.HwU' index 64 using (($1+$2)/2):($3 < 0 ? sqrt(-1) : $3) ls 5 title 'NLO|photonNLL-msb, central value',\
'MADatNLO_output.HwU' index 63 using (($1+$2)/2):($3 >= 0 ? sqrt(-1) : abs($3)):4 w yerrorbar ls 104 title '',\
'MADatNLO_output.HwU' index 63 using (($1+$2)/2):($3 >= 0 ? sqrt(-1) : abs($3)) ls 104 title '',\
'MADatNLO_output.HwU' index 63 using (($1+$2)/2):($3 < 0 ? sqrt(-1) : $3):4 w yerrorbar ls 4 title '',\
'MADatNLO_output.HwU' index 63 using (($1+$2)/2):($3 < 0 ? sqrt(-1) : $3) ls 4 title 'TOT|photontrunc, central value',\
'MADatNLO_output.HwU' index 62 using (($1+$2)/2):($3 >= 0 ? sqrt(-1) : abs($3)):4 w yerrorbar ls 103 title '',\
'MADatNLO_output.HwU' index 62 using (($1+$2)/2):($3 >= 0 ? sqrt(-1) : abs($3)) ls 103 title '',\
'MADatNLO_output.HwU' index 62 using (($1+$2)/2):($3 < 0 ? sqrt(-1) : $3):4 w yerrorbar ls 3 title '',\
'MADatNLO_output.HwU' index 62 using (($1+$2)/2):($3 < 0 ? sqrt(-1) : $3) ls 3 title 'NNLO|photontrunc, central value',\
'MADatNLO_output.HwU' index 61 using (($1+$2)/2):($3 >= 0 ? sqrt(-1) : abs($3)):4 w yerrorbar ls 102 title '',\
'MADatNLO_output.HwU' index 61 using (($1+$2)/2):($3 >= 0 ? sqrt(-1) : abs($3)) ls 102 title '',\
'MADatNLO_output.HwU' index 61 using (($1+$2)/2):($3 < 0 ? sqrt(-1) : $3):4 w yerrorbar ls 2 title '',\
'MADatNLO_output.HwU' index 61 using (($1+$2)/2):($3 < 0 ? sqrt(-1) : $3) ls 2 title 'LO|photontrunc, central value',\
'MADatNLO_output.HwU' index 60 using (($1+$2)/2):($3 >= 0 ? sqrt(-1) : abs($3)):4 w yerrorbar ls 101 title '',\
'MADatNLO_output.HwU' index 60 using (($1+$2)/2):($3 >= 0 ? sqrt(-1) : abs($3)) ls 101 title '',\
'MADatNLO_output.HwU' index 60 using (($1+$2)/2):($3 < 0 ? sqrt(-1) : $3):4 w yerrorbar ls 1 title '',\
'MADatNLO_output.HwU' index 60 using (($1+$2)/2):($3 < 0 ? sqrt(-1) : $3) ls 1 title 'NLO|photontrunc, central value'
#-- rendering subhistograms 'Relative scale and PDF uncertainty'
unset label
unset format
set yrange [-1.1564e-01:1.0939e-01]
set origin 0.0000e+00, 3.5000e-01
set size 1.0000e+00, 1.5000e-01
set mytics 2
set ytics auto
set format x ''
unset logscale y
set ylabel "NLO|photontrunc rel.unc."
set label "Relative uncertainties w.r.t. central values" font ",9" front at graph 0.03, graph 0.13
plot \
0.0 ls 999 title '',\
'MADatNLO_output.HwU' index 67 using (($1+$2)/2):(0.0):(safe($4,$3,0.0)) w yerrorbar ls 8 title '',\
'MADatNLO_output.HwU' index 66 using (($1+$2)/2):(0.0):(safe($4,$3,0.0)) w yerrorbar ls 7 title '',\
'MADatNLO_output.HwU' index 65 using (($1+$2)/2):(0.0):(safe($4,$3,0.0)) w yerrorbar ls 6 title '',\
'MADatNLO_output.HwU' index 64 using (($1+$2)/2):(0.0):(safe($4,$3,0.0)) w yerrorbar ls 5 title '',\
'MADatNLO_output.HwU' index 63 using (($1+$2)/2):(0.0):(safe($4,$3,0.0)) w yerrorbar ls 4 title '',\
'MADatNLO_output.HwU' index 62 using (($1+$2)/2):(0.0):(safe($4,$3,0.0)) w yerrorbar ls 3 title '',\
'MADatNLO_output.HwU' index 61 using (($1+$2)/2):(0.0):(safe($4,$3,0.0)) w yerrorbar ls 2 title '',\
'MADatNLO_output.HwU' index 60 using (($1+$2)/2):(0.0):(safe($4,$3,0.0)) w yerrorbar ls 1 title ''
#-- rendering subhistograms '(LO|photontruncNNLO|photontruncTOT|photontruncNLO|photonNLL-msbLO|photonNLL-msbNNLO|photonNLL-msbTOT|photonNLL-msb)/(NLO|photontrunc central value) ratio'
unset label
unset format
set yrange [-1.3684e+00:5.3376e+00]
set origin 0.0000e+00, 2.0000e-01
set size 1.0000e+00, 1.5000e-01
set mytics 2
set ytics auto
set format x
unset logscale y
set ylabel "ratio w.r.t. NLO|photontrunc"
set label "(LO|photontruncNNLO|photontruncTOT|photontruncNLO|photonNLL-msbLO|photonNLL-msbNNLO|photonNLL-msbTOT|photonNLL-msb)/(NLO|photontrunc central value)" font ",9" at graph 0.03, graph 0.13
plot \
1.0 ls 999 title '',\
'MADatNLO_output.HwU' index 74 using (($1+$2)/2):3:4 w yerrorbar ls 8 title '',\
'MADatNLO_output.HwU' index 74 using (($1+$2)/2):3 ls 8 title '',\
'MADatNLO_output.HwU' index 73 using (($1+$2)/2):3:4 w yerrorbar ls 7 title '',\
'MADatNLO_output.HwU' index 73 using (($1+$2)/2):3 ls 7 title '',\
'MADatNLO_output.HwU' index 72 using (($1+$2)/2):3:4 w yerrorbar ls 6 title '',\
'MADatNLO_output.HwU' index 72 using (($1+$2)/2):3 ls 6 title '',\
'MADatNLO_output.HwU' index 71 using (($1+$2)/2):3:4 w yerrorbar ls 5 title '',\
'MADatNLO_output.HwU' index 71 using (($1+$2)/2):3 ls 5 title '',\
'MADatNLO_output.HwU' index 70 using (($1+$2)/2):3:4 w yerrorbar ls 4 title '',\
'MADatNLO_output.HwU' index 70 using (($1+$2)/2):3 ls 4 title '',\
'MADatNLO_output.HwU' index 69 using (($1+$2)/2):3:4 w yerrorbar ls 3 title '',\
'MADatNLO_output.HwU' index 69 using (($1+$2)/2):3 ls 3 title '',\
'MADatNLO_output.HwU' index 68 using (($1+$2)/2):3:4 w yerrorbar ls 2 title '',\
'MADatNLO_output.HwU' index 68 using (($1+$2)/2):3 ls 2 title ''

unset label

################################################################################

################################################################################
### Rendering of the plot titled 'ptmup'
################################################################################

set multiplot
set label "ptmup" font ",13" at graph 0.04, graph 1.05
set xrange [0.0000e+00:5.0000e+03]
set bmargin 0 
set tmargin 0
set xtics nomirror
set ytics nomirror
set mytics 10
set xtics auto
set key horizontal noreverse maxcols 1 width -4 
set label front 'MadGraph5\_aMC\@NLO' font "Courier,11" rotate by 90 at graph 1.02, graph 0.04

#-- rendering subhistograms 'NLO|photontrunc and LO|photontrunc results'

set format y '10^{%T}'
set yrange [1.7730e-09:1.3733e-01]
set origin 0.0000e+00, 5.0000e-01
set size 1.0000e+00, 4.0000e-01
set mytics 10
set ytics auto
set format x ''
set logscale y
set ylabel "{/Symbol s} per bin [pb]"

plot \
'MADatNLO_output.HwU' index 82 using (($1+$2)/2):($3 >= 0 ? sqrt(-1) : abs($3)):4 w yerrorbar ls 108 title '',\
'MADatNLO_output.HwU' index 82 using (($1+$2)/2):($3 >= 0 ? sqrt(-1) : abs($3)) ls 108 title '',\
'MADatNLO_output.HwU' index 82 using (($1+$2)/2):($3 < 0 ? sqrt(-1) : $3):4 w yerrorbar ls 8 title '',\
'MADatNLO_output.HwU' index 82 using (($1+$2)/2):($3 < 0 ? sqrt(-1) : $3) ls 8 title 'TOT|photonNLL-msb, central value',\
'MADatNLO_output.HwU' index 81 using (($1+$2)/2):($3 >= 0 ? sqrt(-1) : abs($3)):4 w yerrorbar ls 107 title '',\
'MADatNLO_output.HwU' index 81 using (($1+$2)/2):($3 >= 0 ? sqrt(-1) : abs($3)) ls 107 title '',\
'MADatNLO_output.HwU' index 81 using (($1+$2)/2):($3 < 0 ? sqrt(-1) : $3):4 w yerrorbar ls 7 title '',\
'MADatNLO_output.HwU' index 81 using (($1+$2)/2):($3 < 0 ? sqrt(-1) : $3) ls 7 title 'NNLO|photonNLL-msb, central value',\
'MADatNLO_output.HwU' index 80 using (($1+$2)/2):($3 >= 0 ? sqrt(-1) : abs($3)):4 w yerrorbar ls 106 title '',\
'MADatNLO_output.HwU' index 80 using (($1+$2)/2):($3 >= 0 ? sqrt(-1) : abs($3)) ls 106 title '',\
'MADatNLO_output.HwU' index 80 using (($1+$2)/2):($3 < 0 ? sqrt(-1) : $3):4 w yerrorbar ls 6 title '',\
'MADatNLO_output.HwU' index 80 using (($1+$2)/2):($3 < 0 ? sqrt(-1) : $3) ls 6 title 'LO|photonNLL-msb, central value',\
'MADatNLO_output.HwU' index 79 using (($1+$2)/2):($3 >= 0 ? sqrt(-1) : abs($3)):4 w yerrorbar ls 105 title '',\
'MADatNLO_output.HwU' index 79 using (($1+$2)/2):($3 >= 0 ? sqrt(-1) : abs($3)) ls 105 title '',\
'MADatNLO_output.HwU' index 79 using (($1+$2)/2):($3 < 0 ? sqrt(-1) : $3):4 w yerrorbar ls 5 title '',\
'MADatNLO_output.HwU' index 79 using (($1+$2)/2):($3 < 0 ? sqrt(-1) : $3) ls 5 title 'NLO|photonNLL-msb, central value',\
'MADatNLO_output.HwU' index 78 using (($1+$2)/2):($3 >= 0 ? sqrt(-1) : abs($3)):4 w yerrorbar ls 104 title '',\
'MADatNLO_output.HwU' index 78 using (($1+$2)/2):($3 >= 0 ? sqrt(-1) : abs($3)) ls 104 title '',\
'MADatNLO_output.HwU' index 78 using (($1+$2)/2):($3 < 0 ? sqrt(-1) : $3):4 w yerrorbar ls 4 title '',\
'MADatNLO_output.HwU' index 78 using (($1+$2)/2):($3 < 0 ? sqrt(-1) : $3) ls 4 title 'TOT|photontrunc, central value',\
'MADatNLO_output.HwU' index 77 using (($1+$2)/2):($3 >= 0 ? sqrt(-1) : abs($3)):4 w yerrorbar ls 103 title '',\
'MADatNLO_output.HwU' index 77 using (($1+$2)/2):($3 >= 0 ? sqrt(-1) : abs($3)) ls 103 title '',\
'MADatNLO_output.HwU' index 77 using (($1+$2)/2):($3 < 0 ? sqrt(-1) : $3):4 w yerrorbar ls 3 title '',\
'MADatNLO_output.HwU' index 77 using (($1+$2)/2):($3 < 0 ? sqrt(-1) : $3) ls 3 title 'NNLO|photontrunc, central value',\
'MADatNLO_output.HwU' index 76 using (($1+$2)/2):($3 >= 0 ? sqrt(-1) : abs($3)):4 w yerrorbar ls 102 title '',\
'MADatNLO_output.HwU' index 76 using (($1+$2)/2):($3 >= 0 ? sqrt(-1) : abs($3)) ls 102 title '',\
'MADatNLO_output.HwU' index 76 using (($1+$2)/2):($3 < 0 ? sqrt(-1) : $3):4 w yerrorbar ls 2 title '',\
'MADatNLO_output.HwU' index 76 using (($1+$2)/2):($3 < 0 ? sqrt(-1) : $3) ls 2 title 'LO|photontrunc, central value',\
'MADatNLO_output.HwU' index 75 using (($1+$2)/2):($3 >= 0 ? sqrt(-1) : abs($3)):4 w yerrorbar ls 101 title '',\
'MADatNLO_output.HwU' index 75 using (($1+$2)/2):($3 >= 0 ? sqrt(-1) : abs($3)) ls 101 title '',\
'MADatNLO_output.HwU' index 75 using (($1+$2)/2):($3 < 0 ? sqrt(-1) : $3):4 w yerrorbar ls 1 title '',\
'MADatNLO_output.HwU' index 75 using (($1+$2)/2):($3 < 0 ? sqrt(-1) : $3) ls 1 title 'NLO|photontrunc, central value'
#-- rendering subhistograms 'Relative scale and PDF uncertainty'
unset label
unset format
set yrange [-4.3254e-02:4.0982e-02]
set origin 0.0000e+00, 3.5000e-01
set size 1.0000e+00, 1.5000e-01
set mytics 2
set ytics auto
set format x ''
unset logscale y
set ylabel "NLO|photontrunc rel.unc."
set label "Relative uncertainties w.r.t. central values" font ",9" front at graph 0.03, graph 0.13
plot \
0.0 ls 999 title '',\
'MADatNLO_output.HwU' index 82 using (($1+$2)/2):(0.0):(safe($4,$3,0.0)) w yerrorbar ls 8 title '',\
'MADatNLO_output.HwU' index 81 using (($1+$2)/2):(0.0):(safe($4,$3,0.0)) w yerrorbar ls 7 title '',\
'MADatNLO_output.HwU' index 80 using (($1+$2)/2):(0.0):(safe($4,$3,0.0)) w yerrorbar ls 6 title '',\
'MADatNLO_output.HwU' index 79 using (($1+$2)/2):(0.0):(safe($4,$3,0.0)) w yerrorbar ls 5 title '',\
'MADatNLO_output.HwU' index 78 using (($1+$2)/2):(0.0):(safe($4,$3,0.0)) w yerrorbar ls 4 title '',\
'MADatNLO_output.HwU' index 77 using (($1+$2)/2):(0.0):(safe($4,$3,0.0)) w yerrorbar ls 3 title '',\
'MADatNLO_output.HwU' index 76 using (($1+$2)/2):(0.0):(safe($4,$3,0.0)) w yerrorbar ls 2 title '',\
'MADatNLO_output.HwU' index 75 using (($1+$2)/2):(0.0):(safe($4,$3,0.0)) w yerrorbar ls 1 title ''
#-- rendering subhistograms '(LO|photontruncNNLO|photontruncTOT|photontruncNLO|photonNLL-msbLO|photonNLL-msbNNLO|photonNLL-msbTOT|photonNLL-msb)/(NLO|photontrunc central value) ratio'
unset label
unset format
set yrange [-3.1845e+00:7.2752e+00]
set origin 0.0000e+00, 2.0000e-01
set size 1.0000e+00, 1.5000e-01
set mytics 2
set ytics auto
set format x
unset logscale y
set ylabel "ratio w.r.t. NLO|photontrunc"
set label "(LO|photontruncNNLO|photontruncTOT|photontruncNLO|photonNLL-msbLO|photonNLL-msbNNLO|photonNLL-msbTOT|photonNLL-msb)/(NLO|photontrunc central value)" font ",9" at graph 0.03, graph 0.13
plot \
1.0 ls 999 title '',\
'MADatNLO_output.HwU' index 89 using (($1+$2)/2):3:4 w yerrorbar ls 8 title '',\
'MADatNLO_output.HwU' index 89 using (($1+$2)/2):3 ls 8 title '',\
'MADatNLO_output.HwU' index 88 using (($1+$2)/2):3:4 w yerrorbar ls 7 title '',\
'MADatNLO_output.HwU' index 88 using (($1+$2)/2):3 ls 7 title '',\
'MADatNLO_output.HwU' index 87 using (($1+$2)/2):3:4 w yerrorbar ls 6 title '',\
'MADatNLO_output.HwU' index 87 using (($1+$2)/2):3 ls 6 title '',\
'MADatNLO_output.HwU' index 86 using (($1+$2)/2):3:4 w yerrorbar ls 5 title '',\
'MADatNLO_output.HwU' index 86 using (($1+$2)/2):3 ls 5 title '',\
'MADatNLO_output.HwU' index 85 using (($1+$2)/2):3:4 w yerrorbar ls 4 title '',\
'MADatNLO_output.HwU' index 85 using (($1+$2)/2):3 ls 4 title '',\
'MADatNLO_output.HwU' index 84 using (($1+$2)/2):3:4 w yerrorbar ls 3 title '',\
'MADatNLO_output.HwU' index 84 using (($1+$2)/2):3 ls 3 title '',\
'MADatNLO_output.HwU' index 83 using (($1+$2)/2):3:4 w yerrorbar ls 2 title '',\
'MADatNLO_output.HwU' index 83 using (($1+$2)/2):3 ls 2 title ''

unset label

################################################################################

################################################################################
### Rendering of the plot titled 'ptmum'
################################################################################

set multiplot
set label "ptmum" font ",13" at graph 0.04, graph 1.05
set xrange [0.0000e+00:5.0000e+03]
set bmargin 0 
set tmargin 0
set xtics nomirror
set ytics nomirror
set mytics 10
set xtics auto
set key horizontal noreverse maxcols 1 width -4 
set label front 'MadGraph5\_aMC\@NLO' font "Courier,11" rotate by 90 at graph 1.02, graph 0.04

#-- rendering subhistograms 'NLO|photontrunc and LO|photontrunc results'

set format y '10^{%T}'
set yrange [2.2772e-09:1.3733e-01]
set origin 0.0000e+00, 5.0000e-01
set size 1.0000e+00, 4.0000e-01
set mytics 10
set ytics auto
set format x ''
set logscale y
set ylabel "{/Symbol s} per bin [pb]"

plot \
'MADatNLO_output.HwU' index 97 using (($1+$2)/2):($3 >= 0 ? sqrt(-1) : abs($3)):4 w yerrorbar ls 108 title '',\
'MADatNLO_output.HwU' index 97 using (($1+$2)/2):($3 >= 0 ? sqrt(-1) : abs($3)) ls 108 title '',\
'MADatNLO_output.HwU' index 97 using (($1+$2)/2):($3 < 0 ? sqrt(-1) : $3):4 w yerrorbar ls 8 title '',\
'MADatNLO_output.HwU' index 97 using (($1+$2)/2):($3 < 0 ? sqrt(-1) : $3) ls 8 title 'TOT|photonNLL-msb, central value',\
'MADatNLO_output.HwU' index 96 using (($1+$2)/2):($3 >= 0 ? sqrt(-1) : abs($3)):4 w yerrorbar ls 107 title '',\
'MADatNLO_output.HwU' index 96 using (($1+$2)/2):($3 >= 0 ? sqrt(-1) : abs($3)) ls 107 title '',\
'MADatNLO_output.HwU' index 96 using (($1+$2)/2):($3 < 0 ? sqrt(-1) : $3):4 w yerrorbar ls 7 title '',\
'MADatNLO_output.HwU' index 96 using (($1+$2)/2):($3 < 0 ? sqrt(-1) : $3) ls 7 title 'NNLO|photonNLL-msb, central value',\
'MADatNLO_output.HwU' index 95 using (($1+$2)/2):($3 >= 0 ? sqrt(-1) : abs($3)):4 w yerrorbar ls 106 title '',\
'MADatNLO_output.HwU' index 95 using (($1+$2)/2):($3 >= 0 ? sqrt(-1) : abs($3)) ls 106 title '',\
'MADatNLO_output.HwU' index 95 using (($1+$2)/2):($3 < 0 ? sqrt(-1) : $3):4 w yerrorbar ls 6 title '',\
'MADatNLO_output.HwU' index 95 using (($1+$2)/2):($3 < 0 ? sqrt(-1) : $3) ls 6 title 'LO|photonNLL-msb, central value',\
'MADatNLO_output.HwU' index 94 using (($1+$2)/2):($3 >= 0 ? sqrt(-1) : abs($3)):4 w yerrorbar ls 105 title '',\
'MADatNLO_output.HwU' index 94 using (($1+$2)/2):($3 >= 0 ? sqrt(-1) : abs($3)) ls 105 title '',\
'MADatNLO_output.HwU' index 94 using (($1+$2)/2):($3 < 0 ? sqrt(-1) : $3):4 w yerrorbar ls 5 title '',\
'MADatNLO_output.HwU' index 94 using (($1+$2)/2):($3 < 0 ? sqrt(-1) : $3) ls 5 title 'NLO|photonNLL-msb, central value',\
'MADatNLO_output.HwU' index 93 using (($1+$2)/2):($3 >= 0 ? sqrt(-1) : abs($3)):4 w yerrorbar ls 104 title '',\
'MADatNLO_output.HwU' index 93 using (($1+$2)/2):($3 >= 0 ? sqrt(-1) : abs($3)) ls 104 title '',\
'MADatNLO_output.HwU' index 93 using (($1+$2)/2):($3 < 0 ? sqrt(-1) : $3):4 w yerrorbar ls 4 title '',\
'MADatNLO_output.HwU' index 93 using (($1+$2)/2):($3 < 0 ? sqrt(-1) : $3) ls 4 title 'TOT|photontrunc, central value',\
'MADatNLO_output.HwU' index 92 using (($1+$2)/2):($3 >= 0 ? sqrt(-1) : abs($3)):4 w yerrorbar ls 103 title '',\
'MADatNLO_output.HwU' index 92 using (($1+$2)/2):($3 >= 0 ? sqrt(-1) : abs($3)) ls 103 title '',\
'MADatNLO_output.HwU' index 92 using (($1+$2)/2):($3 < 0 ? sqrt(-1) : $3):4 w yerrorbar ls 3 title '',\
'MADatNLO_output.HwU' index 92 using (($1+$2)/2):($3 < 0 ? sqrt(-1) : $3) ls 3 title 'NNLO|photontrunc, central value',\
'MADatNLO_output.HwU' index 91 using (($1+$2)/2):($3 >= 0 ? sqrt(-1) : abs($3)):4 w yerrorbar ls 102 title '',\
'MADatNLO_output.HwU' index 91 using (($1+$2)/2):($3 >= 0 ? sqrt(-1) : abs($3)) ls 102 title '',\
'MADatNLO_output.HwU' index 91 using (($1+$2)/2):($3 < 0 ? sqrt(-1) : $3):4 w yerrorbar ls 2 title '',\
'MADatNLO_output.HwU' index 91 using (($1+$2)/2):($3 < 0 ? sqrt(-1) : $3) ls 2 title 'LO|photontrunc, central value',\
'MADatNLO_output.HwU' index 90 using (($1+$2)/2):($3 >= 0 ? sqrt(-1) : abs($3)):4 w yerrorbar ls 101 title '',\
'MADatNLO_output.HwU' index 90 using (($1+$2)/2):($3 >= 0 ? sqrt(-1) : abs($3)) ls 101 title '',\
'MADatNLO_output.HwU' index 90 using (($1+$2)/2):($3 < 0 ? sqrt(-1) : $3):4 w yerrorbar ls 1 title '',\
'MADatNLO_output.HwU' index 90 using (($1+$2)/2):($3 < 0 ? sqrt(-1) : $3) ls 1 title 'NLO|photontrunc, central value'
#-- rendering subhistograms 'Relative scale and PDF uncertainty'
unset label
unset format
set yrange [-2.1207e-01:2.0060e-01]
set origin 0.0000e+00, 3.5000e-01
set size 1.0000e+00, 1.5000e-01
set mytics 2
set ytics auto
set format x ''
unset logscale y
set ylabel "NLO|photontrunc rel.unc."
set label "Relative uncertainties w.r.t. central values" font ",9" front at graph 0.03, graph 0.13
plot \
0.0 ls 999 title '',\
'MADatNLO_output.HwU' index 97 using (($1+$2)/2):(0.0):(safe($4,$3,0.0)) w yerrorbar ls 8 title '',\
'MADatNLO_output.HwU' index 96 using (($1+$2)/2):(0.0):(safe($4,$3,0.0)) w yerrorbar ls 7 title '',\
'MADatNLO_output.HwU' index 95 using (($1+$2)/2):(0.0):(safe($4,$3,0.0)) w yerrorbar ls 6 title '',\
'MADatNLO_output.HwU' index 94 using (($1+$2)/2):(0.0):(safe($4,$3,0.0)) w yerrorbar ls 5 title '',\
'MADatNLO_output.HwU' index 93 using (($1+$2)/2):(0.0):(safe($4,$3,0.0)) w yerrorbar ls 4 title '',\
'MADatNLO_output.HwU' index 92 using (($1+$2)/2):(0.0):(safe($4,$3,0.0)) w yerrorbar ls 3 title '',\
'MADatNLO_output.HwU' index 91 using (($1+$2)/2):(0.0):(safe($4,$3,0.0)) w yerrorbar ls 2 title '',\
'MADatNLO_output.HwU' index 90 using (($1+$2)/2):(0.0):(safe($4,$3,0.0)) w yerrorbar ls 1 title ''
#-- rendering subhistograms '(LO|photontruncNNLO|photontruncTOT|photontruncNLO|photonNLL-msbLO|photonNLL-msbNNLO|photonNLL-msbTOT|photonNLL-msb)/(NLO|photontrunc central value) ratio'
unset label
unset format
set yrange [-1.6763e+00:4.9226e+00]
set origin 0.0000e+00, 2.0000e-01
set size 1.0000e+00, 1.5000e-01
set mytics 2
set ytics auto
set format x
unset logscale y
set ylabel "ratio w.r.t. NLO|photontrunc"
set label "(LO|photontruncNNLO|photontruncTOT|photontruncNLO|photonNLL-msbLO|photonNLL-msbNNLO|photonNLL-msbTOT|photonNLL-msb)/(NLO|photontrunc central value)" font ",9" at graph 0.03, graph 0.13
plot \
1.0 ls 999 title '',\
'MADatNLO_output.HwU' index 104 using (($1+$2)/2):3:4 w yerrorbar ls 8 title '',\
'MADatNLO_output.HwU' index 104 using (($1+$2)/2):3 ls 8 title '',\
'MADatNLO_output.HwU' index 103 using (($1+$2)/2):3:4 w yerrorbar ls 7 title '',\
'MADatNLO_output.HwU' index 103 using (($1+$2)/2):3 ls 7 title '',\
'MADatNLO_output.HwU' index 102 using (($1+$2)/2):3:4 w yerrorbar ls 6 title '',\
'MADatNLO_output.HwU' index 102 using (($1+$2)/2):3 ls 6 title '',\
'MADatNLO_output.HwU' index 101 using (($1+$2)/2):3:4 w yerrorbar ls 5 title '',\
'MADatNLO_output.HwU' index 101 using (($1+$2)/2):3 ls 5 title '',\
'MADatNLO_output.HwU' index 100 using (($1+$2)/2):3:4 w yerrorbar ls 4 title '',\
'MADatNLO_output.HwU' index 100 using (($1+$2)/2):3 ls 4 title '',\
'MADatNLO_output.HwU' index 99 using (($1+$2)/2):3:4 w yerrorbar ls 3 title '',\
'MADatNLO_output.HwU' index 99 using (($1+$2)/2):3 ls 3 title '',\
'MADatNLO_output.HwU' index 98 using (($1+$2)/2):3:4 w yerrorbar ls 2 title '',\
'MADatNLO_output.HwU' index 98 using (($1+$2)/2):3 ls 2 title ''

unset label

################################################################################

################################################################################
### Rendering of the plot titled 'pttop'
################################################################################

set multiplot
set label "pttop" font ",13" at graph 0.04, graph 1.05
set xrange [0.0000e+00:5.0000e+03]
set bmargin 0 
set tmargin 0
set xtics nomirror
set ytics nomirror
set mytics 10
set xtics auto
set key horizontal noreverse maxcols 1 width -4 
set label front 'MadGraph5\_aMC\@NLO' font "Courier,11" rotate by 90 at graph 1.02, graph 0.04

#-- rendering subhistograms 'NLO|photontrunc and LO|photontrunc results'

set format y '10^{%T}'
set yrange [2.9155e-11:9.5472e-02]
set origin 0.0000e+00, 5.0000e-01
set size 1.0000e+00, 4.0000e-01
set mytics 10
set ytics auto
set format x ''
set logscale y
set ylabel "{/Symbol s} per bin [pb]"

plot \
'MADatNLO_output.HwU' index 112 using (($1+$2)/2):($3 >= 0 ? sqrt(-1) : abs($3)):4 w yerrorbar ls 108 title '',\
'MADatNLO_output.HwU' index 112 using (($1+$2)/2):($3 >= 0 ? sqrt(-1) : abs($3)) ls 108 title '',\
'MADatNLO_output.HwU' index 112 using (($1+$2)/2):($3 < 0 ? sqrt(-1) : $3):4 w yerrorbar ls 8 title '',\
'MADatNLO_output.HwU' index 112 using (($1+$2)/2):($3 < 0 ? sqrt(-1) : $3) ls 8 title 'TOT|photonNLL-msb, central value',\
'MADatNLO_output.HwU' index 111 using (($1+$2)/2):($3 >= 0 ? sqrt(-1) : abs($3)):4 w yerrorbar ls 107 title '',\
'MADatNLO_output.HwU' index 111 using (($1+$2)/2):($3 >= 0 ? sqrt(-1) : abs($3)) ls 107 title '',\
'MADatNLO_output.HwU' index 111 using (($1+$2)/2):($3 < 0 ? sqrt(-1) : $3):4 w yerrorbar ls 7 title '',\
'MADatNLO_output.HwU' index 111 using (($1+$2)/2):($3 < 0 ? sqrt(-1) : $3) ls 7 title 'NNLO|photonNLL-msb, central value',\
'MADatNLO_output.HwU' index 110 using (($1+$2)/2):($3 >= 0 ? sqrt(-1) : abs($3)):4 w yerrorbar ls 106 title '',\
'MADatNLO_output.HwU' index 110 using (($1+$2)/2):($3 >= 0 ? sqrt(-1) : abs($3)) ls 106 title '',\
'MADatNLO_output.HwU' index 110 using (($1+$2)/2):($3 < 0 ? sqrt(-1) : $3):4 w yerrorbar ls 6 title '',\
'MADatNLO_output.HwU' index 110 using (($1+$2)/2):($3 < 0 ? sqrt(-1) : $3) ls 6 title 'LO|photonNLL-msb, central value',\
'MADatNLO_output.HwU' index 109 using (($1+$2)/2):($3 >= 0 ? sqrt(-1) : abs($3)):4 w yerrorbar ls 105 title '',\
'MADatNLO_output.HwU' index 109 using (($1+$2)/2):($3 >= 0 ? sqrt(-1) : abs($3)) ls 105 title '',\
'MADatNLO_output.HwU' index 109 using (($1+$2)/2):($3 < 0 ? sqrt(-1) : $3):4 w yerrorbar ls 5 title '',\
'MADatNLO_output.HwU' index 109 using (($1+$2)/2):($3 < 0 ? sqrt(-1) : $3) ls 5 title 'NLO|photonNLL-msb, central value',\
'MADatNLO_output.HwU' index 108 using (($1+$2)/2):($3 >= 0 ? sqrt(-1) : abs($3)):4 w yerrorbar ls 104 title '',\
'MADatNLO_output.HwU' index 108 using (($1+$2)/2):($3 >= 0 ? sqrt(-1) : abs($3)) ls 104 title '',\
'MADatNLO_output.HwU' index 108 using (($1+$2)/2):($3 < 0 ? sqrt(-1) : $3):4 w yerrorbar ls 4 title '',\
'MADatNLO_output.HwU' index 108 using (($1+$2)/2):($3 < 0 ? sqrt(-1) : $3) ls 4 title 'TOT|photontrunc, central value',\
'MADatNLO_output.HwU' index 107 using (($1+$2)/2):($3 >= 0 ? sqrt(-1) : abs($3)):4 w yerrorbar ls 103 title '',\
'MADatNLO_output.HwU' index 107 using (($1+$2)/2):($3 >= 0 ? sqrt(-1) : abs($3)) ls 103 title '',\
'MADatNLO_output.HwU' index 107 using (($1+$2)/2):($3 < 0 ? sqrt(-1) : $3):4 w yerrorbar ls 3 title '',\
'MADatNLO_output.HwU' index 107 using (($1+$2)/2):($3 < 0 ? sqrt(-1) : $3) ls 3 title 'NNLO|photontrunc, central value',\
'MADatNLO_output.HwU' index 106 using (($1+$2)/2):($3 >= 0 ? sqrt(-1) : abs($3)):4 w yerrorbar ls 102 title '',\
'MADatNLO_output.HwU' index 106 using (($1+$2)/2):($3 >= 0 ? sqrt(-1) : abs($3)) ls 102 title '',\
'MADatNLO_output.HwU' index 106 using (($1+$2)/2):($3 < 0 ? sqrt(-1) : $3):4 w yerrorbar ls 2 title '',\
'MADatNLO_output.HwU' index 106 using (($1+$2)/2):($3 < 0 ? sqrt(-1) : $3) ls 2 title 'LO|photontrunc, central value',\
'MADatNLO_output.HwU' index 105 using (($1+$2)/2):($3 >= 0 ? sqrt(-1) : abs($3)):4 w yerrorbar ls 101 title '',\
'MADatNLO_output.HwU' index 105 using (($1+$2)/2):($3 >= 0 ? sqrt(-1) : abs($3)) ls 101 title '',\
'MADatNLO_output.HwU' index 105 using (($1+$2)/2):($3 < 0 ? sqrt(-1) : $3):4 w yerrorbar ls 1 title '',\
'MADatNLO_output.HwU' index 105 using (($1+$2)/2):($3 < 0 ? sqrt(-1) : $3) ls 1 title 'NLO|photontrunc, central value'
#-- rendering subhistograms 'Relative scale and PDF uncertainty'
unset label
unset format
set yrange [-3.8772e-02:3.6679e-02]
set origin 0.0000e+00, 3.5000e-01
set size 1.0000e+00, 1.5000e-01
set mytics 2
set ytics auto
set format x ''
unset logscale y
set ylabel "NLO|photontrunc rel.unc."
set label "Relative uncertainties w.r.t. central values" font ",9" front at graph 0.03, graph 0.13
plot \
0.0 ls 999 title '',\
'MADatNLO_output.HwU' index 112 using (($1+$2)/2):(0.0):(safe($4,$3,0.0)) w yerrorbar ls 8 title '',\
'MADatNLO_output.HwU' index 111 using (($1+$2)/2):(0.0):(safe($4,$3,0.0)) w yerrorbar ls 7 title '',\
'MADatNLO_output.HwU' index 110 using (($1+$2)/2):(0.0):(safe($4,$3,0.0)) w yerrorbar ls 6 title '',\
'MADatNLO_output.HwU' index 109 using (($1+$2)/2):(0.0):(safe($4,$3,0.0)) w yerrorbar ls 5 title '',\
'MADatNLO_output.HwU' index 108 using (($1+$2)/2):(0.0):(safe($4,$3,0.0)) w yerrorbar ls 4 title '',\
'MADatNLO_output.HwU' index 107 using (($1+$2)/2):(0.0):(safe($4,$3,0.0)) w yerrorbar ls 3 title '',\
'MADatNLO_output.HwU' index 106 using (($1+$2)/2):(0.0):(safe($4,$3,0.0)) w yerrorbar ls 2 title '',\
'MADatNLO_output.HwU' index 105 using (($1+$2)/2):(0.0):(safe($4,$3,0.0)) w yerrorbar ls 1 title ''
#-- rendering subhistograms '(LO|photontruncNNLO|photontruncTOT|photontruncNLO|photonNLL-msbLO|photonNLL-msbNNLO|photonNLL-msbTOT|photonNLL-msb)/(NLO|photontrunc central value) ratio'
unset label
unset format
set yrange [-3.3421e+00:2.8311e+00]
set origin 0.0000e+00, 2.0000e-01
set size 1.0000e+00, 1.5000e-01
set mytics 2
set ytics auto
set format x
unset logscale y
set ylabel "ratio w.r.t. NLO|photontrunc"
set label "(LO|photontruncNNLO|photontruncTOT|photontruncNLO|photonNLL-msbLO|photonNLL-msbNNLO|photonNLL-msbTOT|photonNLL-msb)/(NLO|photontrunc central value)" font ",9" at graph 0.03, graph 0.13
plot \
1.0 ls 999 title '',\
'MADatNLO_output.HwU' index 119 using (($1+$2)/2):3:4 w yerrorbar ls 8 title '',\
'MADatNLO_output.HwU' index 119 using (($1+$2)/2):3 ls 8 title '',\
'MADatNLO_output.HwU' index 118 using (($1+$2)/2):3:4 w yerrorbar ls 7 title '',\
'MADatNLO_output.HwU' index 118 using (($1+$2)/2):3 ls 7 title '',\
'MADatNLO_output.HwU' index 117 using (($1+$2)/2):3:4 w yerrorbar ls 6 title '',\
'MADatNLO_output.HwU' index 117 using (($1+$2)/2):3 ls 6 title '',\
'MADatNLO_output.HwU' index 116 using (($1+$2)/2):3:4 w yerrorbar ls 5 title '',\
'MADatNLO_output.HwU' index 116 using (($1+$2)/2):3 ls 5 title '',\
'MADatNLO_output.HwU' index 115 using (($1+$2)/2):3:4 w yerrorbar ls 4 title '',\
'MADatNLO_output.HwU' index 115 using (($1+$2)/2):3 ls 4 title '',\
'MADatNLO_output.HwU' index 114 using (($1+$2)/2):3:4 w yerrorbar ls 3 title '',\
'MADatNLO_output.HwU' index 114 using (($1+$2)/2):3 ls 3 title '',\
'MADatNLO_output.HwU' index 113 using (($1+$2)/2):3:4 w yerrorbar ls 2 title '',\
'MADatNLO_output.HwU' index 113 using (($1+$2)/2):3 ls 2 title ''

unset label

################################################################################

################################################################################
### Rendering of the plot titled 'ptatop'
################################################################################

set multiplot
set label "ptatop" font ",13" at graph 0.04, graph 1.05
set xrange [0.0000e+00:5.0000e+03]
set bmargin 0 
set tmargin 0
set xtics nomirror
set ytics nomirror
set mytics 10
set xtics auto
set key horizontal noreverse maxcols 1 width -4 
set label front 'MadGraph5\_aMC\@NLO' font "Courier,11" rotate by 90 at graph 1.02, graph 0.04

#-- rendering subhistograms 'NLO|photontrunc and LO|photontrunc results'

set format y '10^{%T}'
set yrange [2.9155e-11:9.5472e-02]
set origin 0.0000e+00, 5.0000e-01
set size 1.0000e+00, 4.0000e-01
set mytics 10
set ytics auto
set format x ''
set logscale y
set ylabel "{/Symbol s} per bin [pb]"

plot \
'MADatNLO_output.HwU' index 127 using (($1+$2)/2):($3 >= 0 ? sqrt(-1) : abs($3)):4 w yerrorbar ls 108 title '',\
'MADatNLO_output.HwU' index 127 using (($1+$2)/2):($3 >= 0 ? sqrt(-1) : abs($3)) ls 108 title '',\
'MADatNLO_output.HwU' index 127 using (($1+$2)/2):($3 < 0 ? sqrt(-1) : $3):4 w yerrorbar ls 8 title '',\
'MADatNLO_output.HwU' index 127 using (($1+$2)/2):($3 < 0 ? sqrt(-1) : $3) ls 8 title 'TOT|photonNLL-msb, central value',\
'MADatNLO_output.HwU' index 126 using (($1+$2)/2):($3 >= 0 ? sqrt(-1) : abs($3)):4 w yerrorbar ls 107 title '',\
'MADatNLO_output.HwU' index 126 using (($1+$2)/2):($3 >= 0 ? sqrt(-1) : abs($3)) ls 107 title '',\
'MADatNLO_output.HwU' index 126 using (($1+$2)/2):($3 < 0 ? sqrt(-1) : $3):4 w yerrorbar ls 7 title '',\
'MADatNLO_output.HwU' index 126 using (($1+$2)/2):($3 < 0 ? sqrt(-1) : $3) ls 7 title 'NNLO|photonNLL-msb, central value',\
'MADatNLO_output.HwU' index 125 using (($1+$2)/2):($3 >= 0 ? sqrt(-1) : abs($3)):4 w yerrorbar ls 106 title '',\
'MADatNLO_output.HwU' index 125 using (($1+$2)/2):($3 >= 0 ? sqrt(-1) : abs($3)) ls 106 title '',\
'MADatNLO_output.HwU' index 125 using (($1+$2)/2):($3 < 0 ? sqrt(-1) : $3):4 w yerrorbar ls 6 title '',\
'MADatNLO_output.HwU' index 125 using (($1+$2)/2):($3 < 0 ? sqrt(-1) : $3) ls 6 title 'LO|photonNLL-msb, central value',\
'MADatNLO_output.HwU' index 124 using (($1+$2)/2):($3 >= 0 ? sqrt(-1) : abs($3)):4 w yerrorbar ls 105 title '',\
'MADatNLO_output.HwU' index 124 using (($1+$2)/2):($3 >= 0 ? sqrt(-1) : abs($3)) ls 105 title '',\
'MADatNLO_output.HwU' index 124 using (($1+$2)/2):($3 < 0 ? sqrt(-1) : $3):4 w yerrorbar ls 5 title '',\
'MADatNLO_output.HwU' index 124 using (($1+$2)/2):($3 < 0 ? sqrt(-1) : $3) ls 5 title 'NLO|photonNLL-msb, central value',\
'MADatNLO_output.HwU' index 123 using (($1+$2)/2):($3 >= 0 ? sqrt(-1) : abs($3)):4 w yerrorbar ls 104 title '',\
'MADatNLO_output.HwU' index 123 using (($1+$2)/2):($3 >= 0 ? sqrt(-1) : abs($3)) ls 104 title '',\
'MADatNLO_output.HwU' index 123 using (($1+$2)/2):($3 < 0 ? sqrt(-1) : $3):4 w yerrorbar ls 4 title '',\
'MADatNLO_output.HwU' index 123 using (($1+$2)/2):($3 < 0 ? sqrt(-1) : $3) ls 4 title 'TOT|photontrunc, central value',\
'MADatNLO_output.HwU' index 122 using (($1+$2)/2):($3 >= 0 ? sqrt(-1) : abs($3)):4 w yerrorbar ls 103 title '',\
'MADatNLO_output.HwU' index 122 using (($1+$2)/2):($3 >= 0 ? sqrt(-1) : abs($3)) ls 103 title '',\
'MADatNLO_output.HwU' index 122 using (($1+$2)/2):($3 < 0 ? sqrt(-1) : $3):4 w yerrorbar ls 3 title '',\
'MADatNLO_output.HwU' index 122 using (($1+$2)/2):($3 < 0 ? sqrt(-1) : $3) ls 3 title 'NNLO|photontrunc, central value',\
'MADatNLO_output.HwU' index 121 using (($1+$2)/2):($3 >= 0 ? sqrt(-1) : abs($3)):4 w yerrorbar ls 102 title '',\
'MADatNLO_output.HwU' index 121 using (($1+$2)/2):($3 >= 0 ? sqrt(-1) : abs($3)) ls 102 title '',\
'MADatNLO_output.HwU' index 121 using (($1+$2)/2):($3 < 0 ? sqrt(-1) : $3):4 w yerrorbar ls 2 title '',\
'MADatNLO_output.HwU' index 121 using (($1+$2)/2):($3 < 0 ? sqrt(-1) : $3) ls 2 title 'LO|photontrunc, central value',\
'MADatNLO_output.HwU' index 120 using (($1+$2)/2):($3 >= 0 ? sqrt(-1) : abs($3)):4 w yerrorbar ls 101 title '',\
'MADatNLO_output.HwU' index 120 using (($1+$2)/2):($3 >= 0 ? sqrt(-1) : abs($3)) ls 101 title '',\
'MADatNLO_output.HwU' index 120 using (($1+$2)/2):($3 < 0 ? sqrt(-1) : $3):4 w yerrorbar ls 1 title '',\
'MADatNLO_output.HwU' index 120 using (($1+$2)/2):($3 < 0 ? sqrt(-1) : $3) ls 1 title 'NLO|photontrunc, central value'
#-- rendering subhistograms 'Relative scale and PDF uncertainty'
unset label
unset format
set yrange [-3.8993e-02:3.6992e-02]
set origin 0.0000e+00, 3.5000e-01
set size 1.0000e+00, 1.5000e-01
set mytics 2
set ytics auto
set format x ''
unset logscale y
set ylabel "NLO|photontrunc rel.unc."
set label "Relative uncertainties w.r.t. central values" font ",9" front at graph 0.03, graph 0.13
plot \
0.0 ls 999 title '',\
'MADatNLO_output.HwU' index 127 using (($1+$2)/2):(0.0):(safe($4,$3,0.0)) w yerrorbar ls 8 title '',\
'MADatNLO_output.HwU' index 126 using (($1+$2)/2):(0.0):(safe($4,$3,0.0)) w yerrorbar ls 7 title '',\
'MADatNLO_output.HwU' index 125 using (($1+$2)/2):(0.0):(safe($4,$3,0.0)) w yerrorbar ls 6 title '',\
'MADatNLO_output.HwU' index 124 using (($1+$2)/2):(0.0):(safe($4,$3,0.0)) w yerrorbar ls 5 title '',\
'MADatNLO_output.HwU' index 123 using (($1+$2)/2):(0.0):(safe($4,$3,0.0)) w yerrorbar ls 4 title '',\
'MADatNLO_output.HwU' index 122 using (($1+$2)/2):(0.0):(safe($4,$3,0.0)) w yerrorbar ls 3 title '',\
'MADatNLO_output.HwU' index 121 using (($1+$2)/2):(0.0):(safe($4,$3,0.0)) w yerrorbar ls 2 title '',\
'MADatNLO_output.HwU' index 120 using (($1+$2)/2):(0.0):(safe($4,$3,0.0)) w yerrorbar ls 1 title ''
#-- rendering subhistograms '(LO|photontruncNNLO|photontruncTOT|photontruncNLO|photonNLL-msbLO|photonNLL-msbNNLO|photonNLL-msbTOT|photonNLL-msb)/(NLO|photontrunc central value) ratio'
unset label
unset format
set yrange [-3.5301e+00:2.8713e+00]
set origin 0.0000e+00, 2.0000e-01
set size 1.0000e+00, 1.5000e-01
set mytics 2
set ytics auto
set format x
unset logscale y
set ylabel "ratio w.r.t. NLO|photontrunc"
set label "(LO|photontruncNNLO|photontruncTOT|photontruncNLO|photonNLL-msbLO|photonNLL-msbNNLO|photonNLL-msbTOT|photonNLL-msb)/(NLO|photontrunc central value)" font ",9" at graph 0.03, graph 0.13
plot \
1.0 ls 999 title '',\
'MADatNLO_output.HwU' index 134 using (($1+$2)/2):3:4 w yerrorbar ls 8 title '',\
'MADatNLO_output.HwU' index 134 using (($1+$2)/2):3 ls 8 title '',\
'MADatNLO_output.HwU' index 133 using (($1+$2)/2):3:4 w yerrorbar ls 7 title '',\
'MADatNLO_output.HwU' index 133 using (($1+$2)/2):3 ls 7 title '',\
'MADatNLO_output.HwU' index 132 using (($1+$2)/2):3:4 w yerrorbar ls 6 title '',\
'MADatNLO_output.HwU' index 132 using (($1+$2)/2):3 ls 6 title '',\
'MADatNLO_output.HwU' index 131 using (($1+$2)/2):3:4 w yerrorbar ls 5 title '',\
'MADatNLO_output.HwU' index 131 using (($1+$2)/2):3 ls 5 title '',\
'MADatNLO_output.HwU' index 130 using (($1+$2)/2):3:4 w yerrorbar ls 4 title '',\
'MADatNLO_output.HwU' index 130 using (($1+$2)/2):3 ls 4 title '',\
'MADatNLO_output.HwU' index 129 using (($1+$2)/2):3:4 w yerrorbar ls 3 title '',\
'MADatNLO_output.HwU' index 129 using (($1+$2)/2):3 ls 3 title '',\
'MADatNLO_output.HwU' index 128 using (($1+$2)/2):3:4 w yerrorbar ls 2 title '',\
'MADatNLO_output.HwU' index 128 using (($1+$2)/2):3 ls 2 title ''

unset label

################################################################################

################################################################################
### Rendering of the plot titled 'mmumu'
################################################################################

set multiplot
set label "mmumu" font ",13" at graph 0.04, graph 1.05
set xrange [0.0000e+00:2.0000e+02]
set bmargin 0 
set tmargin 0
set xtics nomirror
set ytics nomirror
set mytics 10
set xtics auto
set key horizontal noreverse maxcols 1 width -4 
set label front 'MadGraph5\_aMC\@NLO' font "Courier,11" rotate by 90 at graph 1.02, graph 0.04

#-- rendering subhistograms 'NLO|photontrunc and LO|photontrunc results'

set format y '10^{%T}'
set yrange [1.1236e-02:1.5202e-01]
set origin 0.0000e+00, 5.0000e-01
set size 1.0000e+00, 4.0000e-01
set mytics 10
set ytics auto
set format x ''
set logscale y
set ylabel "{/Symbol s} per bin [pb]"

plot \
'MADatNLO_output.HwU' index 142 using (($1+$2)/2):($3 >= 0 ? sqrt(-1) : abs($3)):4 w yerrorbar ls 108 title '',\
'MADatNLO_output.HwU' index 142 using (($1+$2)/2):($3 >= 0 ? sqrt(-1) : abs($3)) ls 108 title '',\
'MADatNLO_output.HwU' index 142 using (($1+$2)/2):($3 < 0 ? sqrt(-1) : $3):4 w yerrorbar ls 8 title '',\
'MADatNLO_output.HwU' index 142 using (($1+$2)/2):($3 < 0 ? sqrt(-1) : $3) ls 8 title 'TOT|photonNLL-msb, central value',\
'MADatNLO_output.HwU' index 141 using (($1+$2)/2):($3 >= 0 ? sqrt(-1) : abs($3)):4 w yerrorbar ls 107 title '',\
'MADatNLO_output.HwU' index 141 using (($1+$2)/2):($3 >= 0 ? sqrt(-1) : abs($3)) ls 107 title '',\
'MADatNLO_output.HwU' index 141 using (($1+$2)/2):($3 < 0 ? sqrt(-1) : $3):4 w yerrorbar ls 7 title '',\
'MADatNLO_output.HwU' index 141 using (($1+$2)/2):($3 < 0 ? sqrt(-1) : $3) ls 7 title 'NNLO|photonNLL-msb, central value',\
'MADatNLO_output.HwU' index 140 using (($1+$2)/2):($3 >= 0 ? sqrt(-1) : abs($3)):4 w yerrorbar ls 106 title '',\
'MADatNLO_output.HwU' index 140 using (($1+$2)/2):($3 >= 0 ? sqrt(-1) : abs($3)) ls 106 title '',\
'MADatNLO_output.HwU' index 140 using (($1+$2)/2):($3 < 0 ? sqrt(-1) : $3):4 w yerrorbar ls 6 title '',\
'MADatNLO_output.HwU' index 140 using (($1+$2)/2):($3 < 0 ? sqrt(-1) : $3) ls 6 title 'LO|photonNLL-msb, central value',\
'MADatNLO_output.HwU' index 139 using (($1+$2)/2):($3 >= 0 ? sqrt(-1) : abs($3)):4 w yerrorbar ls 105 title '',\
'MADatNLO_output.HwU' index 139 using (($1+$2)/2):($3 >= 0 ? sqrt(-1) : abs($3)) ls 105 title '',\
'MADatNLO_output.HwU' index 139 using (($1+$2)/2):($3 < 0 ? sqrt(-1) : $3):4 w yerrorbar ls 5 title '',\
'MADatNLO_output.HwU' index 139 using (($1+$2)/2):($3 < 0 ? sqrt(-1) : $3) ls 5 title 'NLO|photonNLL-msb, central value',\
'MADatNLO_output.HwU' index 138 using (($1+$2)/2):($3 >= 0 ? sqrt(-1) : abs($3)):4 w yerrorbar ls 104 title '',\
'MADatNLO_output.HwU' index 138 using (($1+$2)/2):($3 >= 0 ? sqrt(-1) : abs($3)) ls 104 title '',\
'MADatNLO_output.HwU' index 138 using (($1+$2)/2):($3 < 0 ? sqrt(-1) : $3):4 w yerrorbar ls 4 title '',\
'MADatNLO_output.HwU' index 138 using (($1+$2)/2):($3 < 0 ? sqrt(-1) : $3) ls 4 title 'TOT|photontrunc, central value',\
'MADatNLO_output.HwU' index 137 using (($1+$2)/2):($3 >= 0 ? sqrt(-1) : abs($3)):4 w yerrorbar ls 103 title '',\
'MADatNLO_output.HwU' index 137 using (($1+$2)/2):($3 >= 0 ? sqrt(-1) : abs($3)) ls 103 title '',\
'MADatNLO_output.HwU' index 137 using (($1+$2)/2):($3 < 0 ? sqrt(-1) : $3):4 w yerrorbar ls 3 title '',\
'MADatNLO_output.HwU' index 137 using (($1+$2)/2):($3 < 0 ? sqrt(-1) : $3) ls 3 title 'NNLO|photontrunc, central value',\
'MADatNLO_output.HwU' index 136 using (($1+$2)/2):($3 >= 0 ? sqrt(-1) : abs($3)):4 w yerrorbar ls 102 title '',\
'MADatNLO_output.HwU' index 136 using (($1+$2)/2):($3 >= 0 ? sqrt(-1) : abs($3)) ls 102 title '',\
'MADatNLO_output.HwU' index 136 using (($1+$2)/2):($3 < 0 ? sqrt(-1) : $3):4 w yerrorbar ls 2 title '',\
'MADatNLO_output.HwU' index 136 using (($1+$2)/2):($3 < 0 ? sqrt(-1) : $3) ls 2 title 'LO|photontrunc, central value',\
'MADatNLO_output.HwU' index 135 using (($1+$2)/2):($3 >= 0 ? sqrt(-1) : abs($3)):4 w yerrorbar ls 101 title '',\
'MADatNLO_output.HwU' index 135 using (($1+$2)/2):($3 >= 0 ? sqrt(-1) : abs($3)) ls 101 title '',\
'MADatNLO_output.HwU' index 135 using (($1+$2)/2):($3 < 0 ? sqrt(-1) : $3):4 w yerrorbar ls 1 title '',\
'MADatNLO_output.HwU' index 135 using (($1+$2)/2):($3 < 0 ? sqrt(-1) : $3) ls 1 title 'NLO|photontrunc, central value'
#-- rendering subhistograms 'Relative scale and PDF uncertainty'
unset label
unset format
set yrange [-4.1806e-01:3.9875e-01]
set origin 0.0000e+00, 3.5000e-01
set size 1.0000e+00, 1.5000e-01
set mytics 2
set ytics auto
set format x ''
unset logscale y
set ylabel "NLO|photontrunc rel.unc."
set label "Relative uncertainties w.r.t. central values" font ",9" front at graph 0.03, graph 0.13
plot \
0.0 ls 999 title '',\
'MADatNLO_output.HwU' index 142 using (($1+$2)/2):(0.0):(safe($4,$3,0.0)) w yerrorbar ls 8 title '',\
'MADatNLO_output.HwU' index 141 using (($1+$2)/2):(0.0):(safe($4,$3,0.0)) w yerrorbar ls 7 title '',\
'MADatNLO_output.HwU' index 140 using (($1+$2)/2):(0.0):(safe($4,$3,0.0)) w yerrorbar ls 6 title '',\
'MADatNLO_output.HwU' index 139 using (($1+$2)/2):(0.0):(safe($4,$3,0.0)) w yerrorbar ls 5 title '',\
'MADatNLO_output.HwU' index 138 using (($1+$2)/2):(0.0):(safe($4,$3,0.0)) w yerrorbar ls 4 title '',\
'MADatNLO_output.HwU' index 137 using (($1+$2)/2):(0.0):(safe($4,$3,0.0)) w yerrorbar ls 3 title '',\
'MADatNLO_output.HwU' index 136 using (($1+$2)/2):(0.0):(safe($4,$3,0.0)) w yerrorbar ls 2 title '',\
'MADatNLO_output.HwU' index 135 using (($1+$2)/2):(0.0):(safe($4,$3,0.0)) w yerrorbar ls 1 title ''
#-- rendering subhistograms '(LO|photontruncNNLO|photontruncTOT|photontruncNLO|photonNLL-msbLO|photonNLL-msbNNLO|photonNLL-msbTOT|photonNLL-msb)/(NLO|photontrunc central value) ratio'
unset label
unset format
set yrange [-1.6155e+00:1.5314e+00]
set origin 0.0000e+00, 2.0000e-01
set size 1.0000e+00, 1.5000e-01
set mytics 2
set ytics auto
set format x
unset logscale y
set ylabel "ratio w.r.t. NLO|photontrunc"
set label "(LO|photontruncNNLO|photontruncTOT|photontruncNLO|photonNLL-msbLO|photonNLL-msbNNLO|photonNLL-msbTOT|photonNLL-msb)/(NLO|photontrunc central value)" font ",9" at graph 0.03, graph 0.13
plot \
1.0 ls 999 title '',\
'MADatNLO_output.HwU' index 149 using (($1+$2)/2):3:4 w yerrorbar ls 8 title '',\
'MADatNLO_output.HwU' index 149 using (($1+$2)/2):3 ls 8 title '',\
'MADatNLO_output.HwU' index 148 using (($1+$2)/2):3:4 w yerrorbar ls 7 title '',\
'MADatNLO_output.HwU' index 148 using (($1+$2)/2):3 ls 7 title '',\
'MADatNLO_output.HwU' index 147 using (($1+$2)/2):3:4 w yerrorbar ls 6 title '',\
'MADatNLO_output.HwU' index 147 using (($1+$2)/2):3 ls 6 title '',\
'MADatNLO_output.HwU' index 146 using (($1+$2)/2):3:4 w yerrorbar ls 5 title '',\
'MADatNLO_output.HwU' index 146 using (($1+$2)/2):3 ls 5 title '',\
'MADatNLO_output.HwU' index 145 using (($1+$2)/2):3:4 w yerrorbar ls 4 title '',\
'MADatNLO_output.HwU' index 145 using (($1+$2)/2):3 ls 4 title '',\
'MADatNLO_output.HwU' index 144 using (($1+$2)/2):3:4 w yerrorbar ls 3 title '',\
'MADatNLO_output.HwU' index 144 using (($1+$2)/2):3 ls 3 title '',\
'MADatNLO_output.HwU' index 143 using (($1+$2)/2):3:4 w yerrorbar ls 2 title '',\
'MADatNLO_output.HwU' index 143 using (($1+$2)/2):3 ls 2 title ''

unset label

################################################################################

################################################################################
### Rendering of the plot titled 'thetamup'
################################################################################

set multiplot
set label "thetamup" font ",13" at graph 0.04, graph 1.05
set xrange [0.0000e+00:3.0788e+00]
set bmargin 0 
set tmargin 0
set xtics nomirror
set ytics nomirror
set mytics 10
set xtics auto
set key horizontal noreverse maxcols 1 width -4 
set label front 'MadGraph5\_aMC\@NLO' font "Courier,11" rotate by 90 at graph 1.02, graph 0.04

#-- rendering subhistograms 'NLO|photontrunc and LO|photontrunc results'

set format y '10^{%T}'
set yrange [5.5645e-07:2.0381e-03]
set origin 0.0000e+00, 5.0000e-01
set size 1.0000e+00, 4.0000e-01
set mytics 10
set ytics auto
set format x ''
set logscale y
set ylabel "{/Symbol s} per bin [pb]"

plot \
'MADatNLO_output.HwU' index 157 using (($1+$2)/2):($3 >= 0 ? sqrt(-1) : abs($3)):4 w yerrorbar ls 108 title '',\
'MADatNLO_output.HwU' index 157 using (($1+$2)/2):($3 >= 0 ? sqrt(-1) : abs($3)) ls 108 title '',\
'MADatNLO_output.HwU' index 157 using (($1+$2)/2):($3 < 0 ? sqrt(-1) : $3):4 w yerrorbar ls 8 title '',\
'MADatNLO_output.HwU' index 157 using (($1+$2)/2):($3 < 0 ? sqrt(-1) : $3) ls 8 title 'TOT|photonNLL-msb, central value',\
'MADatNLO_output.HwU' index 156 using (($1+$2)/2):($3 >= 0 ? sqrt(-1) : abs($3)):4 w yerrorbar ls 107 title '',\
'MADatNLO_output.HwU' index 156 using (($1+$2)/2):($3 >= 0 ? sqrt(-1) : abs($3)) ls 107 title '',\
'MADatNLO_output.HwU' index 156 using (($1+$2)/2):($3 < 0 ? sqrt(-1) : $3):4 w yerrorbar ls 7 title '',\
'MADatNLO_output.HwU' index 156 using (($1+$2)/2):($3 < 0 ? sqrt(-1) : $3) ls 7 title 'NNLO|photonNLL-msb, central value',\
'MADatNLO_output.HwU' index 155 using (($1+$2)/2):($3 >= 0 ? sqrt(-1) : abs($3)):4 w yerrorbar ls 106 title '',\
'MADatNLO_output.HwU' index 155 using (($1+$2)/2):($3 >= 0 ? sqrt(-1) : abs($3)) ls 106 title '',\
'MADatNLO_output.HwU' index 155 using (($1+$2)/2):($3 < 0 ? sqrt(-1) : $3):4 w yerrorbar ls 6 title '',\
'MADatNLO_output.HwU' index 155 using (($1+$2)/2):($3 < 0 ? sqrt(-1) : $3) ls 6 title 'LO|photonNLL-msb, central value',\
'MADatNLO_output.HwU' index 154 using (($1+$2)/2):($3 >= 0 ? sqrt(-1) : abs($3)):4 w yerrorbar ls 105 title '',\
'MADatNLO_output.HwU' index 154 using (($1+$2)/2):($3 >= 0 ? sqrt(-1) : abs($3)) ls 105 title '',\
'MADatNLO_output.HwU' index 154 using (($1+$2)/2):($3 < 0 ? sqrt(-1) : $3):4 w yerrorbar ls 5 title '',\
'MADatNLO_output.HwU' index 154 using (($1+$2)/2):($3 < 0 ? sqrt(-1) : $3) ls 5 title 'NLO|photonNLL-msb, central value',\
'MADatNLO_output.HwU' index 153 using (($1+$2)/2):($3 >= 0 ? sqrt(-1) : abs($3)):4 w yerrorbar ls 104 title '',\
'MADatNLO_output.HwU' index 153 using (($1+$2)/2):($3 >= 0 ? sqrt(-1) : abs($3)) ls 104 title '',\
'MADatNLO_output.HwU' index 153 using (($1+$2)/2):($3 < 0 ? sqrt(-1) : $3):4 w yerrorbar ls 4 title '',\
'MADatNLO_output.HwU' index 153 using (($1+$2)/2):($3 < 0 ? sqrt(-1) : $3) ls 4 title 'TOT|photontrunc, central value',\
'MADatNLO_output.HwU' index 152 using (($1+$2)/2):($3 >= 0 ? sqrt(-1) : abs($3)):4 w yerrorbar ls 103 title '',\
'MADatNLO_output.HwU' index 152 using (($1+$2)/2):($3 >= 0 ? sqrt(-1) : abs($3)) ls 103 title '',\
'MADatNLO_output.HwU' index 152 using (($1+$2)/2):($3 < 0 ? sqrt(-1) : $3):4 w yerrorbar ls 3 title '',\
'MADatNLO_output.HwU' index 152 using (($1+$2)/2):($3 < 0 ? sqrt(-1) : $3) ls 3 title 'NNLO|photontrunc, central value',\
'MADatNLO_output.HwU' index 151 using (($1+$2)/2):($3 >= 0 ? sqrt(-1) : abs($3)):4 w yerrorbar ls 102 title '',\
'MADatNLO_output.HwU' index 151 using (($1+$2)/2):($3 >= 0 ? sqrt(-1) : abs($3)) ls 102 title '',\
'MADatNLO_output.HwU' index 151 using (($1+$2)/2):($3 < 0 ? sqrt(-1) : $3):4 w yerrorbar ls 2 title '',\
'MADatNLO_output.HwU' index 151 using (($1+$2)/2):($3 < 0 ? sqrt(-1) : $3) ls 2 title 'LO|photontrunc, central value',\
'MADatNLO_output.HwU' index 150 using (($1+$2)/2):($3 >= 0 ? sqrt(-1) : abs($3)):4 w yerrorbar ls 101 title '',\
'MADatNLO_output.HwU' index 150 using (($1+$2)/2):($3 >= 0 ? sqrt(-1) : abs($3)) ls 101 title '',\
'MADatNLO_output.HwU' index 150 using (($1+$2)/2):($3 < 0 ? sqrt(-1) : $3):4 w yerrorbar ls 1 title '',\
'MADatNLO_output.HwU' index 150 using (($1+$2)/2):($3 < 0 ? sqrt(-1) : $3) ls 1 title 'NLO|photontrunc, central value'
#-- rendering subhistograms 'Relative scale and PDF uncertainty'
unset label
unset format
set yrange [-6.4171e-01:6.1198e-01]
set origin 0.0000e+00, 3.5000e-01
set size 1.0000e+00, 1.5000e-01
set mytics 2
set ytics auto
set format x ''
unset logscale y
set ylabel "NLO|photontrunc rel.unc."
set label "Relative uncertainties w.r.t. central values" font ",9" front at graph 0.03, graph 0.13
plot \
0.0 ls 999 title '',\
'MADatNLO_output.HwU' index 157 using (($1+$2)/2):(0.0):(safe($4,$3,0.0)) w yerrorbar ls 8 title '',\
'MADatNLO_output.HwU' index 156 using (($1+$2)/2):(0.0):(safe($4,$3,0.0)) w yerrorbar ls 7 title '',\
'MADatNLO_output.HwU' index 155 using (($1+$2)/2):(0.0):(safe($4,$3,0.0)) w yerrorbar ls 6 title '',\
'MADatNLO_output.HwU' index 154 using (($1+$2)/2):(0.0):(safe($4,$3,0.0)) w yerrorbar ls 5 title '',\
'MADatNLO_output.HwU' index 153 using (($1+$2)/2):(0.0):(safe($4,$3,0.0)) w yerrorbar ls 4 title '',\
'MADatNLO_output.HwU' index 152 using (($1+$2)/2):(0.0):(safe($4,$3,0.0)) w yerrorbar ls 3 title '',\
'MADatNLO_output.HwU' index 151 using (($1+$2)/2):(0.0):(safe($4,$3,0.0)) w yerrorbar ls 2 title '',\
'MADatNLO_output.HwU' index 150 using (($1+$2)/2):(0.0):(safe($4,$3,0.0)) w yerrorbar ls 1 title ''
#-- rendering subhistograms '(LO|photontruncNNLO|photontruncTOT|photontruncNLO|photonNLL-msbLO|photonNLL-msbNNLO|photonNLL-msbTOT|photonNLL-msb)/(NLO|photontrunc central value) ratio'
unset label
unset format
set yrange [-4.4463e+00:2.9512e+00]
set origin 0.0000e+00, 2.0000e-01
set size 1.0000e+00, 1.5000e-01
set mytics 2
set ytics auto
set format x
unset logscale y
set ylabel "ratio w.r.t. NLO|photontrunc"
set label "(LO|photontruncNNLO|photontruncTOT|photontruncNLO|photonNLL-msbLO|photonNLL-msbNNLO|photonNLL-msbTOT|photonNLL-msb)/(NLO|photontrunc central value)" font ",9" at graph 0.03, graph 0.13
plot \
1.0 ls 999 title '',\
'MADatNLO_output.HwU' index 164 using (($1+$2)/2):3:4 w yerrorbar ls 8 title '',\
'MADatNLO_output.HwU' index 164 using (($1+$2)/2):3 ls 8 title '',\
'MADatNLO_output.HwU' index 163 using (($1+$2)/2):3:4 w yerrorbar ls 7 title '',\
'MADatNLO_output.HwU' index 163 using (($1+$2)/2):3 ls 7 title '',\
'MADatNLO_output.HwU' index 162 using (($1+$2)/2):3:4 w yerrorbar ls 6 title '',\
'MADatNLO_output.HwU' index 162 using (($1+$2)/2):3 ls 6 title '',\
'MADatNLO_output.HwU' index 161 using (($1+$2)/2):3:4 w yerrorbar ls 5 title '',\
'MADatNLO_output.HwU' index 161 using (($1+$2)/2):3 ls 5 title '',\
'MADatNLO_output.HwU' index 160 using (($1+$2)/2):3:4 w yerrorbar ls 4 title '',\
'MADatNLO_output.HwU' index 160 using (($1+$2)/2):3 ls 4 title '',\
'MADatNLO_output.HwU' index 159 using (($1+$2)/2):3:4 w yerrorbar ls 3 title '',\
'MADatNLO_output.HwU' index 159 using (($1+$2)/2):3 ls 3 title '',\
'MADatNLO_output.HwU' index 158 using (($1+$2)/2):3:4 w yerrorbar ls 2 title '',\
'MADatNLO_output.HwU' index 158 using (($1+$2)/2):3 ls 2 title ''

unset label

################################################################################

################################################################################
### Rendering of the plot titled 'thetamum'
################################################################################

set multiplot
set label "thetamum" font ",13" at graph 0.04, graph 1.05
set xrange [6.2832e-02:3.1416e+00]
set bmargin 0 
set tmargin 0
set xtics nomirror
set ytics nomirror
set mytics 10
set xtics auto
set key horizontal noreverse maxcols 1 width -4 
set label front 'MadGraph5\_aMC\@NLO' font "Courier,11" rotate by 90 at graph 1.02, graph 0.04

#-- rendering subhistograms 'NLO|photontrunc and LO|photontrunc results'

set format y '10^{%T}'
set yrange [5.3436e-07:2.0232e-03]
set origin 0.0000e+00, 5.0000e-01
set size 1.0000e+00, 4.0000e-01
set mytics 10
set ytics auto
set format x ''
set logscale y
set ylabel "{/Symbol s} per bin [pb]"

plot \
'MADatNLO_output.HwU' index 172 using (($1+$2)/2):($3 >= 0 ? sqrt(-1) : abs($3)):4 w yerrorbar ls 108 title '',\
'MADatNLO_output.HwU' index 172 using (($1+$2)/2):($3 >= 0 ? sqrt(-1) : abs($3)) ls 108 title '',\
'MADatNLO_output.HwU' index 172 using (($1+$2)/2):($3 < 0 ? sqrt(-1) : $3):4 w yerrorbar ls 8 title '',\
'MADatNLO_output.HwU' index 172 using (($1+$2)/2):($3 < 0 ? sqrt(-1) : $3) ls 8 title 'TOT|photonNLL-msb, central value',\
'MADatNLO_output.HwU' index 171 using (($1+$2)/2):($3 >= 0 ? sqrt(-1) : abs($3)):4 w yerrorbar ls 107 title '',\
'MADatNLO_output.HwU' index 171 using (($1+$2)/2):($3 >= 0 ? sqrt(-1) : abs($3)) ls 107 title '',\
'MADatNLO_output.HwU' index 171 using (($1+$2)/2):($3 < 0 ? sqrt(-1) : $3):4 w yerrorbar ls 7 title '',\
'MADatNLO_output.HwU' index 171 using (($1+$2)/2):($3 < 0 ? sqrt(-1) : $3) ls 7 title 'NNLO|photonNLL-msb, central value',\
'MADatNLO_output.HwU' index 170 using (($1+$2)/2):($3 >= 0 ? sqrt(-1) : abs($3)):4 w yerrorbar ls 106 title '',\
'MADatNLO_output.HwU' index 170 using (($1+$2)/2):($3 >= 0 ? sqrt(-1) : abs($3)) ls 106 title '',\
'MADatNLO_output.HwU' index 170 using (($1+$2)/2):($3 < 0 ? sqrt(-1) : $3):4 w yerrorbar ls 6 title '',\
'MADatNLO_output.HwU' index 170 using (($1+$2)/2):($3 < 0 ? sqrt(-1) : $3) ls 6 title 'LO|photonNLL-msb, central value',\
'MADatNLO_output.HwU' index 169 using (($1+$2)/2):($3 >= 0 ? sqrt(-1) : abs($3)):4 w yerrorbar ls 105 title '',\
'MADatNLO_output.HwU' index 169 using (($1+$2)/2):($3 >= 0 ? sqrt(-1) : abs($3)) ls 105 title '',\
'MADatNLO_output.HwU' index 169 using (($1+$2)/2):($3 < 0 ? sqrt(-1) : $3):4 w yerrorbar ls 5 title '',\
'MADatNLO_output.HwU' index 169 using (($1+$2)/2):($3 < 0 ? sqrt(-1) : $3) ls 5 title 'NLO|photonNLL-msb, central value',\
'MADatNLO_output.HwU' index 168 using (($1+$2)/2):($3 >= 0 ? sqrt(-1) : abs($3)):4 w yerrorbar ls 104 title '',\
'MADatNLO_output.HwU' index 168 using (($1+$2)/2):($3 >= 0 ? sqrt(-1) : abs($3)) ls 104 title '',\
'MADatNLO_output.HwU' index 168 using (($1+$2)/2):($3 < 0 ? sqrt(-1) : $3):4 w yerrorbar ls 4 title '',\
'MADatNLO_output.HwU' index 168 using (($1+$2)/2):($3 < 0 ? sqrt(-1) : $3) ls 4 title 'TOT|photontrunc, central value',\
'MADatNLO_output.HwU' index 167 using (($1+$2)/2):($3 >= 0 ? sqrt(-1) : abs($3)):4 w yerrorbar ls 103 title '',\
'MADatNLO_output.HwU' index 167 using (($1+$2)/2):($3 >= 0 ? sqrt(-1) : abs($3)) ls 103 title '',\
'MADatNLO_output.HwU' index 167 using (($1+$2)/2):($3 < 0 ? sqrt(-1) : $3):4 w yerrorbar ls 3 title '',\
'MADatNLO_output.HwU' index 167 using (($1+$2)/2):($3 < 0 ? sqrt(-1) : $3) ls 3 title 'NNLO|photontrunc, central value',\
'MADatNLO_output.HwU' index 166 using (($1+$2)/2):($3 >= 0 ? sqrt(-1) : abs($3)):4 w yerrorbar ls 102 title '',\
'MADatNLO_output.HwU' index 166 using (($1+$2)/2):($3 >= 0 ? sqrt(-1) : abs($3)) ls 102 title '',\
'MADatNLO_output.HwU' index 166 using (($1+$2)/2):($3 < 0 ? sqrt(-1) : $3):4 w yerrorbar ls 2 title '',\
'MADatNLO_output.HwU' index 166 using (($1+$2)/2):($3 < 0 ? sqrt(-1) : $3) ls 2 title 'LO|photontrunc, central value',\
'MADatNLO_output.HwU' index 165 using (($1+$2)/2):($3 >= 0 ? sqrt(-1) : abs($3)):4 w yerrorbar ls 101 title '',\
'MADatNLO_output.HwU' index 165 using (($1+$2)/2):($3 >= 0 ? sqrt(-1) : abs($3)) ls 101 title '',\
'MADatNLO_output.HwU' index 165 using (($1+$2)/2):($3 < 0 ? sqrt(-1) : $3):4 w yerrorbar ls 1 title '',\
'MADatNLO_output.HwU' index 165 using (($1+$2)/2):($3 < 0 ? sqrt(-1) : $3) ls 1 title 'NLO|photontrunc, central value'
#-- rendering subhistograms 'Relative scale and PDF uncertainty'
unset label
unset format
set yrange [-4.6887e-01:4.4833e-01]
set origin 0.0000e+00, 3.5000e-01
set size 1.0000e+00, 1.5000e-01
set mytics 2
set ytics auto
set format x ''
unset logscale y
set ylabel "NLO|photontrunc rel.unc."
set label "Relative uncertainties w.r.t. central values" font ",9" front at graph 0.03, graph 0.13
plot \
0.0 ls 999 title '',\
'MADatNLO_output.HwU' index 172 using (($1+$2)/2):(0.0):(safe($4,$3,0.0)) w yerrorbar ls 8 title '',\
'MADatNLO_output.HwU' index 171 using (($1+$2)/2):(0.0):(safe($4,$3,0.0)) w yerrorbar ls 7 title '',\
'MADatNLO_output.HwU' index 170 using (($1+$2)/2):(0.0):(safe($4,$3,0.0)) w yerrorbar ls 6 title '',\
'MADatNLO_output.HwU' index 169 using (($1+$2)/2):(0.0):(safe($4,$3,0.0)) w yerrorbar ls 5 title '',\
'MADatNLO_output.HwU' index 168 using (($1+$2)/2):(0.0):(safe($4,$3,0.0)) w yerrorbar ls 4 title '',\
'MADatNLO_output.HwU' index 167 using (($1+$2)/2):(0.0):(safe($4,$3,0.0)) w yerrorbar ls 3 title '',\
'MADatNLO_output.HwU' index 166 using (($1+$2)/2):(0.0):(safe($4,$3,0.0)) w yerrorbar ls 2 title '',\
'MADatNLO_output.HwU' index 165 using (($1+$2)/2):(0.0):(safe($4,$3,0.0)) w yerrorbar ls 1 title ''
#-- rendering subhistograms '(LO|photontruncNNLO|photontruncTOT|photontruncNLO|photonNLL-msbLO|photonNLL-msbNNLO|photonNLL-msbTOT|photonNLL-msb)/(NLO|photontrunc central value) ratio'
unset label
unset format
set yrange [-6.5758e-01:2.0023e+00]
set origin 0.0000e+00, 2.0000e-01
set size 1.0000e+00, 1.5000e-01
set mytics 2
set ytics auto
set format x
unset logscale y
set ylabel "ratio w.r.t. NLO|photontrunc"
set label "(LO|photontruncNNLO|photontruncTOT|photontruncNLO|photonNLL-msbLO|photonNLL-msbNNLO|photonNLL-msbTOT|photonNLL-msb)/(NLO|photontrunc central value)" font ",9" at graph 0.03, graph 0.13
plot \
1.0 ls 999 title '',\
'MADatNLO_output.HwU' index 179 using (($1+$2)/2):3:4 w yerrorbar ls 8 title '',\
'MADatNLO_output.HwU' index 179 using (($1+$2)/2):3 ls 8 title '',\
'MADatNLO_output.HwU' index 178 using (($1+$2)/2):3:4 w yerrorbar ls 7 title '',\
'MADatNLO_output.HwU' index 178 using (($1+$2)/2):3 ls 7 title '',\
'MADatNLO_output.HwU' index 177 using (($1+$2)/2):3:4 w yerrorbar ls 6 title '',\
'MADatNLO_output.HwU' index 177 using (($1+$2)/2):3 ls 6 title '',\
'MADatNLO_output.HwU' index 176 using (($1+$2)/2):3:4 w yerrorbar ls 5 title '',\
'MADatNLO_output.HwU' index 176 using (($1+$2)/2):3 ls 5 title '',\
'MADatNLO_output.HwU' index 175 using (($1+$2)/2):3:4 w yerrorbar ls 4 title '',\
'MADatNLO_output.HwU' index 175 using (($1+$2)/2):3 ls 4 title '',\
'MADatNLO_output.HwU' index 174 using (($1+$2)/2):3:4 w yerrorbar ls 3 title '',\
'MADatNLO_output.HwU' index 174 using (($1+$2)/2):3 ls 3 title '',\
'MADatNLO_output.HwU' index 173 using (($1+$2)/2):3:4 w yerrorbar ls 2 title '',\
'MADatNLO_output.HwU' index 173 using (($1+$2)/2):3 ls 2 title ''

unset label

################################################################################

################################################################################
### Rendering of the plot titled '2mu2top invm'
################################################################################

set multiplot
set label "2mu2top invm" font ",13" at graph 0.04, graph 1.05
set xrange [2.0000e+02:1.0000e+03]
set bmargin 0 
set tmargin 0
set xtics nomirror
set ytics nomirror
set mytics 10
set xtics auto
set key horizontal noreverse maxcols 1 width -4 
set label front 'MadGraph5\_aMC\@NLO' font "Courier,11" rotate by 90 at graph 1.02, graph 0.04

#-- rendering subhistograms 'NLO|photontrunc and LO|photontrunc results'

set format y '10^{%T}'
set yrange [9.9258e-04:6.1728e-02]
set origin 0.0000e+00, 5.0000e-01
set size 1.0000e+00, 4.0000e-01
set mytics 10
set ytics auto
set format x ''
set logscale y
set ylabel "{/Symbol s} per bin [pb]"

plot \
'MADatNLO_output.HwU' index 187 using (($1+$2)/2):($3 >= 0 ? sqrt(-1) : abs($3)):4 w yerrorbar ls 108 title '',\
'MADatNLO_output.HwU' index 187 using (($1+$2)/2):($3 >= 0 ? sqrt(-1) : abs($3)) ls 108 title '',\
'MADatNLO_output.HwU' index 187 using (($1+$2)/2):($3 < 0 ? sqrt(-1) : $3):4 w yerrorbar ls 8 title '',\
'MADatNLO_output.HwU' index 187 using (($1+$2)/2):($3 < 0 ? sqrt(-1) : $3) ls 8 title 'TOT|photonNLL-msb, central value',\
'MADatNLO_output.HwU' index 186 using (($1+$2)/2):($3 >= 0 ? sqrt(-1) : abs($3)):4 w yerrorbar ls 107 title '',\
'MADatNLO_output.HwU' index 186 using (($1+$2)/2):($3 >= 0 ? sqrt(-1) : abs($3)) ls 107 title '',\
'MADatNLO_output.HwU' index 186 using (($1+$2)/2):($3 < 0 ? sqrt(-1) : $3):4 w yerrorbar ls 7 title '',\
'MADatNLO_output.HwU' index 186 using (($1+$2)/2):($3 < 0 ? sqrt(-1) : $3) ls 7 title 'NNLO|photonNLL-msb, central value',\
'MADatNLO_output.HwU' index 185 using (($1+$2)/2):($3 >= 0 ? sqrt(-1) : abs($3)):4 w yerrorbar ls 106 title '',\
'MADatNLO_output.HwU' index 185 using (($1+$2)/2):($3 >= 0 ? sqrt(-1) : abs($3)) ls 106 title '',\
'MADatNLO_output.HwU' index 185 using (($1+$2)/2):($3 < 0 ? sqrt(-1) : $3):4 w yerrorbar ls 6 title '',\
'MADatNLO_output.HwU' index 185 using (($1+$2)/2):($3 < 0 ? sqrt(-1) : $3) ls 6 title 'LO|photonNLL-msb, central value',\
'MADatNLO_output.HwU' index 184 using (($1+$2)/2):($3 >= 0 ? sqrt(-1) : abs($3)):4 w yerrorbar ls 105 title '',\
'MADatNLO_output.HwU' index 184 using (($1+$2)/2):($3 >= 0 ? sqrt(-1) : abs($3)) ls 105 title '',\
'MADatNLO_output.HwU' index 184 using (($1+$2)/2):($3 < 0 ? sqrt(-1) : $3):4 w yerrorbar ls 5 title '',\
'MADatNLO_output.HwU' index 184 using (($1+$2)/2):($3 < 0 ? sqrt(-1) : $3) ls 5 title 'NLO|photonNLL-msb, central value',\
'MADatNLO_output.HwU' index 183 using (($1+$2)/2):($3 >= 0 ? sqrt(-1) : abs($3)):4 w yerrorbar ls 104 title '',\
'MADatNLO_output.HwU' index 183 using (($1+$2)/2):($3 >= 0 ? sqrt(-1) : abs($3)) ls 104 title '',\
'MADatNLO_output.HwU' index 183 using (($1+$2)/2):($3 < 0 ? sqrt(-1) : $3):4 w yerrorbar ls 4 title '',\
'MADatNLO_output.HwU' index 183 using (($1+$2)/2):($3 < 0 ? sqrt(-1) : $3) ls 4 title 'TOT|photontrunc, central value',\
'MADatNLO_output.HwU' index 182 using (($1+$2)/2):($3 >= 0 ? sqrt(-1) : abs($3)):4 w yerrorbar ls 103 title '',\
'MADatNLO_output.HwU' index 182 using (($1+$2)/2):($3 >= 0 ? sqrt(-1) : abs($3)) ls 103 title '',\
'MADatNLO_output.HwU' index 182 using (($1+$2)/2):($3 < 0 ? sqrt(-1) : $3):4 w yerrorbar ls 3 title '',\
'MADatNLO_output.HwU' index 182 using (($1+$2)/2):($3 < 0 ? sqrt(-1) : $3) ls 3 title 'NNLO|photontrunc, central value',\
'MADatNLO_output.HwU' index 181 using (($1+$2)/2):($3 >= 0 ? sqrt(-1) : abs($3)):4 w yerrorbar ls 102 title '',\
'MADatNLO_output.HwU' index 181 using (($1+$2)/2):($3 >= 0 ? sqrt(-1) : abs($3)) ls 102 title '',\
'MADatNLO_output.HwU' index 181 using (($1+$2)/2):($3 < 0 ? sqrt(-1) : $3):4 w yerrorbar ls 2 title '',\
'MADatNLO_output.HwU' index 181 using (($1+$2)/2):($3 < 0 ? sqrt(-1) : $3) ls 2 title 'LO|photontrunc, central value',\
'MADatNLO_output.HwU' index 180 using (($1+$2)/2):($3 >= 0 ? sqrt(-1) : abs($3)):4 w yerrorbar ls 101 title '',\
'MADatNLO_output.HwU' index 180 using (($1+$2)/2):($3 >= 0 ? sqrt(-1) : abs($3)) ls 101 title '',\
'MADatNLO_output.HwU' index 180 using (($1+$2)/2):($3 < 0 ? sqrt(-1) : $3):4 w yerrorbar ls 1 title '',\
'MADatNLO_output.HwU' index 180 using (($1+$2)/2):($3 < 0 ? sqrt(-1) : $3) ls 1 title 'NLO|photontrunc, central value'
#-- rendering subhistograms 'Relative scale and PDF uncertainty'
unset label
unset format
set yrange [-1.8556e-02:1.7553e-02]
set origin 0.0000e+00, 3.5000e-01
set size 1.0000e+00, 1.5000e-01
set mytics 2
set ytics auto
set format x ''
unset logscale y
set ylabel "NLO|photontrunc rel.unc."
set label "Relative uncertainties w.r.t. central values" font ",9" front at graph 0.03, graph 0.13
plot \
0.0 ls 999 title '',\
'MADatNLO_output.HwU' index 187 using (($1+$2)/2):(0.0):(safe($4,$3,0.0)) w yerrorbar ls 8 title '',\
'MADatNLO_output.HwU' index 186 using (($1+$2)/2):(0.0):(safe($4,$3,0.0)) w yerrorbar ls 7 title '',\
'MADatNLO_output.HwU' index 185 using (($1+$2)/2):(0.0):(safe($4,$3,0.0)) w yerrorbar ls 6 title '',\
'MADatNLO_output.HwU' index 184 using (($1+$2)/2):(0.0):(safe($4,$3,0.0)) w yerrorbar ls 5 title '',\
'MADatNLO_output.HwU' index 183 using (($1+$2)/2):(0.0):(safe($4,$3,0.0)) w yerrorbar ls 4 title '',\
'MADatNLO_output.HwU' index 182 using (($1+$2)/2):(0.0):(safe($4,$3,0.0)) w yerrorbar ls 3 title '',\
'MADatNLO_output.HwU' index 181 using (($1+$2)/2):(0.0):(safe($4,$3,0.0)) w yerrorbar ls 2 title '',\
'MADatNLO_output.HwU' index 180 using (($1+$2)/2):(0.0):(safe($4,$3,0.0)) w yerrorbar ls 1 title ''
#-- rendering subhistograms '(LO|photontruncNNLO|photontruncTOT|photontruncNLO|photonNLL-msbLO|photonNLL-msbNNLO|photonNLL-msbTOT|photonNLL-msb)/(NLO|photontrunc central value) ratio'
unset label
unset format
set yrange [-1.8388e+00:1.7449e+00]
set origin 0.0000e+00, 2.0000e-01
set size 1.0000e+00, 1.5000e-01
set mytics 2
set ytics auto
set format x
unset logscale y
set ylabel "ratio w.r.t. NLO|photontrunc"
set label "(LO|photontruncNNLO|photontruncTOT|photontruncNLO|photonNLL-msbLO|photonNLL-msbNNLO|photonNLL-msbTOT|photonNLL-msb)/(NLO|photontrunc central value)" font ",9" at graph 0.03, graph 0.13
plot \
1.0 ls 999 title '',\
'MADatNLO_output.HwU' index 194 using (($1+$2)/2):3:4 w yerrorbar ls 8 title '',\
'MADatNLO_output.HwU' index 194 using (($1+$2)/2):3 ls 8 title '',\
'MADatNLO_output.HwU' index 193 using (($1+$2)/2):3:4 w yerrorbar ls 7 title '',\
'MADatNLO_output.HwU' index 193 using (($1+$2)/2):3 ls 7 title '',\
'MADatNLO_output.HwU' index 192 using (($1+$2)/2):3:4 w yerrorbar ls 6 title '',\
'MADatNLO_output.HwU' index 192 using (($1+$2)/2):3 ls 6 title '',\
'MADatNLO_output.HwU' index 191 using (($1+$2)/2):3:4 w yerrorbar ls 5 title '',\
'MADatNLO_output.HwU' index 191 using (($1+$2)/2):3 ls 5 title '',\
'MADatNLO_output.HwU' index 190 using (($1+$2)/2):3:4 w yerrorbar ls 4 title '',\
'MADatNLO_output.HwU' index 190 using (($1+$2)/2):3 ls 4 title '',\
'MADatNLO_output.HwU' index 189 using (($1+$2)/2):3:4 w yerrorbar ls 3 title '',\
'MADatNLO_output.HwU' index 189 using (($1+$2)/2):3 ls 3 title '',\
'MADatNLO_output.HwU' index 188 using (($1+$2)/2):3:4 w yerrorbar ls 2 title '',\
'MADatNLO_output.HwU' index 188 using (($1+$2)/2):3 ls 2 title ''

unset label

################################################################################

################################################################################
### Rendering of the plot titled '2mu2top rap'
################################################################################

set multiplot
set label "2mu2top rap" font ",13" at graph 0.04, graph 1.05
set xrange [-3.0000e+00:3.0000e+00]
set bmargin 0 
set tmargin 0
set xtics nomirror
set ytics nomirror
set mytics 10
set xtics auto
set key horizontal noreverse maxcols 1 width -4 
set label front 'MadGraph5\_aMC\@NLO' font "Courier,11" rotate by 90 at graph 1.02, graph 0.04

#-- rendering subhistograms 'NLO|photontrunc and LO|photontrunc results'

set format y '10^{%T}'
set yrange [5.9305e-05:3.8299e-03]
set origin 0.0000e+00, 5.0000e-01
set size 1.0000e+00, 4.0000e-01
set mytics 10
set ytics auto
set format x ''
set logscale y
set ylabel "{/Symbol s} per bin [pb]"

plot \
'MADatNLO_output.HwU' index 202 using (($1+$2)/2):($3 >= 0 ? sqrt(-1) : abs($3)):4 w yerrorbar ls 108 title '',\
'MADatNLO_output.HwU' index 202 using (($1+$2)/2):($3 >= 0 ? sqrt(-1) : abs($3)) ls 108 title '',\
'MADatNLO_output.HwU' index 202 using (($1+$2)/2):($3 < 0 ? sqrt(-1) : $3):4 w yerrorbar ls 8 title '',\
'MADatNLO_output.HwU' index 202 using (($1+$2)/2):($3 < 0 ? sqrt(-1) : $3) ls 8 title 'TOT|photonNLL-msb, central value',\
'MADatNLO_output.HwU' index 201 using (($1+$2)/2):($3 >= 0 ? sqrt(-1) : abs($3)):4 w yerrorbar ls 107 title '',\
'MADatNLO_output.HwU' index 201 using (($1+$2)/2):($3 >= 0 ? sqrt(-1) : abs($3)) ls 107 title '',\
'MADatNLO_output.HwU' index 201 using (($1+$2)/2):($3 < 0 ? sqrt(-1) : $3):4 w yerrorbar ls 7 title '',\
'MADatNLO_output.HwU' index 201 using (($1+$2)/2):($3 < 0 ? sqrt(-1) : $3) ls 7 title 'NNLO|photonNLL-msb, central value',\
'MADatNLO_output.HwU' index 200 using (($1+$2)/2):($3 >= 0 ? sqrt(-1) : abs($3)):4 w yerrorbar ls 106 title '',\
'MADatNLO_output.HwU' index 200 using (($1+$2)/2):($3 >= 0 ? sqrt(-1) : abs($3)) ls 106 title '',\
'MADatNLO_output.HwU' index 200 using (($1+$2)/2):($3 < 0 ? sqrt(-1) : $3):4 w yerrorbar ls 6 title '',\
'MADatNLO_output.HwU' index 200 using (($1+$2)/2):($3 < 0 ? sqrt(-1) : $3) ls 6 title 'LO|photonNLL-msb, central value',\
'MADatNLO_output.HwU' index 199 using (($1+$2)/2):($3 >= 0 ? sqrt(-1) : abs($3)):4 w yerrorbar ls 105 title '',\
'MADatNLO_output.HwU' index 199 using (($1+$2)/2):($3 >= 0 ? sqrt(-1) : abs($3)) ls 105 title '',\
'MADatNLO_output.HwU' index 199 using (($1+$2)/2):($3 < 0 ? sqrt(-1) : $3):4 w yerrorbar ls 5 title '',\
'MADatNLO_output.HwU' index 199 using (($1+$2)/2):($3 < 0 ? sqrt(-1) : $3) ls 5 title 'NLO|photonNLL-msb, central value',\
'MADatNLO_output.HwU' index 198 using (($1+$2)/2):($3 >= 0 ? sqrt(-1) : abs($3)):4 w yerrorbar ls 104 title '',\
'MADatNLO_output.HwU' index 198 using (($1+$2)/2):($3 >= 0 ? sqrt(-1) : abs($3)) ls 104 title '',\
'MADatNLO_output.HwU' index 198 using (($1+$2)/2):($3 < 0 ? sqrt(-1) : $3):4 w yerrorbar ls 4 title '',\
'MADatNLO_output.HwU' index 198 using (($1+$2)/2):($3 < 0 ? sqrt(-1) : $3) ls 4 title 'TOT|photontrunc, central value',\
'MADatNLO_output.HwU' index 197 using (($1+$2)/2):($3 >= 0 ? sqrt(-1) : abs($3)):4 w yerrorbar ls 103 title '',\
'MADatNLO_output.HwU' index 197 using (($1+$2)/2):($3 >= 0 ? sqrt(-1) : abs($3)) ls 103 title '',\
'MADatNLO_output.HwU' index 197 using (($1+$2)/2):($3 < 0 ? sqrt(-1) : $3):4 w yerrorbar ls 3 title '',\
'MADatNLO_output.HwU' index 197 using (($1+$2)/2):($3 < 0 ? sqrt(-1) : $3) ls 3 title 'NNLO|photontrunc, central value',\
'MADatNLO_output.HwU' index 196 using (($1+$2)/2):($3 >= 0 ? sqrt(-1) : abs($3)):4 w yerrorbar ls 102 title '',\
'MADatNLO_output.HwU' index 196 using (($1+$2)/2):($3 >= 0 ? sqrt(-1) : abs($3)) ls 102 title '',\
'MADatNLO_output.HwU' index 196 using (($1+$2)/2):($3 < 0 ? sqrt(-1) : $3):4 w yerrorbar ls 2 title '',\
'MADatNLO_output.HwU' index 196 using (($1+$2)/2):($3 < 0 ? sqrt(-1) : $3) ls 2 title 'LO|photontrunc, central value',\
'MADatNLO_output.HwU' index 195 using (($1+$2)/2):($3 >= 0 ? sqrt(-1) : abs($3)):4 w yerrorbar ls 101 title '',\
'MADatNLO_output.HwU' index 195 using (($1+$2)/2):($3 >= 0 ? sqrt(-1) : abs($3)) ls 101 title '',\
'MADatNLO_output.HwU' index 195 using (($1+$2)/2):($3 < 0 ? sqrt(-1) : $3):4 w yerrorbar ls 1 title '',\
'MADatNLO_output.HwU' index 195 using (($1+$2)/2):($3 < 0 ? sqrt(-1) : $3) ls 1 title 'NLO|photontrunc, central value'
#-- rendering subhistograms 'Relative scale and PDF uncertainty'
unset label
unset format
set yrange [-3.6838e-02:3.4990e-02]
set origin 0.0000e+00, 3.5000e-01
set size 1.0000e+00, 1.5000e-01
set mytics 2
set ytics auto
set format x ''
unset logscale y
set ylabel "NLO|photontrunc rel.unc."
set label "Relative uncertainties w.r.t. central values" font ",9" front at graph 0.03, graph 0.13
plot \
0.0 ls 999 title '',\
'MADatNLO_output.HwU' index 202 using (($1+$2)/2):(0.0):(safe($4,$3,0.0)) w yerrorbar ls 8 title '',\
'MADatNLO_output.HwU' index 201 using (($1+$2)/2):(0.0):(safe($4,$3,0.0)) w yerrorbar ls 7 title '',\
'MADatNLO_output.HwU' index 200 using (($1+$2)/2):(0.0):(safe($4,$3,0.0)) w yerrorbar ls 6 title '',\
'MADatNLO_output.HwU' index 199 using (($1+$2)/2):(0.0):(safe($4,$3,0.0)) w yerrorbar ls 5 title '',\
'MADatNLO_output.HwU' index 198 using (($1+$2)/2):(0.0):(safe($4,$3,0.0)) w yerrorbar ls 4 title '',\
'MADatNLO_output.HwU' index 197 using (($1+$2)/2):(0.0):(safe($4,$3,0.0)) w yerrorbar ls 3 title '',\
'MADatNLO_output.HwU' index 196 using (($1+$2)/2):(0.0):(safe($4,$3,0.0)) w yerrorbar ls 2 title '',\
'MADatNLO_output.HwU' index 195 using (($1+$2)/2):(0.0):(safe($4,$3,0.0)) w yerrorbar ls 1 title ''
#-- rendering subhistograms '(LO|photontruncNNLO|photontruncTOT|photontruncNLO|photonNLL-msbLO|photonNLL-msbNNLO|photonNLL-msbTOT|photonNLL-msb)/(NLO|photontrunc central value) ratio'
unset label
unset format
set yrange [-4.4915e+00:4.2738e+00]
set origin 0.0000e+00, 2.0000e-01
set size 1.0000e+00, 1.5000e-01
set mytics 2
set ytics auto
set format x
unset logscale y
set ylabel "ratio w.r.t. NLO|photontrunc"
set label "(LO|photontruncNNLO|photontruncTOT|photontruncNLO|photonNLL-msbLO|photonNLL-msbNNLO|photonNLL-msbTOT|photonNLL-msb)/(NLO|photontrunc central value)" font ",9" at graph 0.03, graph 0.13
plot \
1.0 ls 999 title '',\
'MADatNLO_output.HwU' index 209 using (($1+$2)/2):3:4 w yerrorbar ls 8 title '',\
'MADatNLO_output.HwU' index 209 using (($1+$2)/2):3 ls 8 title '',\
'MADatNLO_output.HwU' index 208 using (($1+$2)/2):3:4 w yerrorbar ls 7 title '',\
'MADatNLO_output.HwU' index 208 using (($1+$2)/2):3 ls 7 title '',\
'MADatNLO_output.HwU' index 207 using (($1+$2)/2):3:4 w yerrorbar ls 6 title '',\
'MADatNLO_output.HwU' index 207 using (($1+$2)/2):3 ls 6 title '',\
'MADatNLO_output.HwU' index 206 using (($1+$2)/2):3:4 w yerrorbar ls 5 title '',\
'MADatNLO_output.HwU' index 206 using (($1+$2)/2):3 ls 5 title '',\
'MADatNLO_output.HwU' index 205 using (($1+$2)/2):3:4 w yerrorbar ls 4 title '',\
'MADatNLO_output.HwU' index 205 using (($1+$2)/2):3 ls 4 title '',\
'MADatNLO_output.HwU' index 204 using (($1+$2)/2):3:4 w yerrorbar ls 3 title '',\
'MADatNLO_output.HwU' index 204 using (($1+$2)/2):3 ls 3 title '',\
'MADatNLO_output.HwU' index 203 using (($1+$2)/2):3:4 w yerrorbar ls 2 title '',\
'MADatNLO_output.HwU' index 203 using (($1+$2)/2):3 ls 2 title ''

unset label

################################################################################

################################################################################
### Rendering of the plot titled '2mu2top pt'
################################################################################

set multiplot
set label "2mu2top pt" font ",13" at graph 0.04, graph 1.05
set xrange [0.0000e+00:2.0000e+02]
set bmargin 0 
set tmargin 0
set xtics nomirror
set ytics nomirror
set mytics 10
set xtics auto
set key horizontal noreverse maxcols 1 width -4 
set label front 'MadGraph5\_aMC\@NLO' font "Courier,11" rotate by 90 at graph 1.02, graph 0.04

#-- rendering subhistograms 'NLO|photontrunc and LO|photontrunc results'

set format y '10^{%T}'
set yrange [1.1236e-02:1.5202e-01]
set origin 0.0000e+00, 5.0000e-01
set size 1.0000e+00, 4.0000e-01
set mytics 10
set ytics auto
set format x ''
set logscale y
set ylabel "{/Symbol s} per bin [pb]"

plot \
'MADatNLO_output.HwU' index 217 using (($1+$2)/2):($3 >= 0 ? sqrt(-1) : abs($3)):4 w yerrorbar ls 108 title '',\
'MADatNLO_output.HwU' index 217 using (($1+$2)/2):($3 >= 0 ? sqrt(-1) : abs($3)) ls 108 title '',\
'MADatNLO_output.HwU' index 217 using (($1+$2)/2):($3 < 0 ? sqrt(-1) : $3):4 w yerrorbar ls 8 title '',\
'MADatNLO_output.HwU' index 217 using (($1+$2)/2):($3 < 0 ? sqrt(-1) : $3) ls 8 title 'TOT|photonNLL-msb, central value',\
'MADatNLO_output.HwU' index 216 using (($1+$2)/2):($3 >= 0 ? sqrt(-1) : abs($3)):4 w yerrorbar ls 107 title '',\
'MADatNLO_output.HwU' index 216 using (($1+$2)/2):($3 >= 0 ? sqrt(-1) : abs($3)) ls 107 title '',\
'MADatNLO_output.HwU' index 216 using (($1+$2)/2):($3 < 0 ? sqrt(-1) : $3):4 w yerrorbar ls 7 title '',\
'MADatNLO_output.HwU' index 216 using (($1+$2)/2):($3 < 0 ? sqrt(-1) : $3) ls 7 title 'NNLO|photonNLL-msb, central value',\
'MADatNLO_output.HwU' index 215 using (($1+$2)/2):($3 >= 0 ? sqrt(-1) : abs($3)):4 w yerrorbar ls 106 title '',\
'MADatNLO_output.HwU' index 215 using (($1+$2)/2):($3 >= 0 ? sqrt(-1) : abs($3)) ls 106 title '',\
'MADatNLO_output.HwU' index 215 using (($1+$2)/2):($3 < 0 ? sqrt(-1) : $3):4 w yerrorbar ls 6 title '',\
'MADatNLO_output.HwU' index 215 using (($1+$2)/2):($3 < 0 ? sqrt(-1) : $3) ls 6 title 'LO|photonNLL-msb, central value',\
'MADatNLO_output.HwU' index 214 using (($1+$2)/2):($3 >= 0 ? sqrt(-1) : abs($3)):4 w yerrorbar ls 105 title '',\
'MADatNLO_output.HwU' index 214 using (($1+$2)/2):($3 >= 0 ? sqrt(-1) : abs($3)) ls 105 title '',\
'MADatNLO_output.HwU' index 214 using (($1+$2)/2):($3 < 0 ? sqrt(-1) : $3):4 w yerrorbar ls 5 title '',\
'MADatNLO_output.HwU' index 214 using (($1+$2)/2):($3 < 0 ? sqrt(-1) : $3) ls 5 title 'NLO|photonNLL-msb, central value',\
'MADatNLO_output.HwU' index 213 using (($1+$2)/2):($3 >= 0 ? sqrt(-1) : abs($3)):4 w yerrorbar ls 104 title '',\
'MADatNLO_output.HwU' index 213 using (($1+$2)/2):($3 >= 0 ? sqrt(-1) : abs($3)) ls 104 title '',\
'MADatNLO_output.HwU' index 213 using (($1+$2)/2):($3 < 0 ? sqrt(-1) : $3):4 w yerrorbar ls 4 title '',\
'MADatNLO_output.HwU' index 213 using (($1+$2)/2):($3 < 0 ? sqrt(-1) : $3) ls 4 title 'TOT|photontrunc, central value',\
'MADatNLO_output.HwU' index 212 using (($1+$2)/2):($3 >= 0 ? sqrt(-1) : abs($3)):4 w yerrorbar ls 103 title '',\
'MADatNLO_output.HwU' index 212 using (($1+$2)/2):($3 >= 0 ? sqrt(-1) : abs($3)) ls 103 title '',\
'MADatNLO_output.HwU' index 212 using (($1+$2)/2):($3 < 0 ? sqrt(-1) : $3):4 w yerrorbar ls 3 title '',\
'MADatNLO_output.HwU' index 212 using (($1+$2)/2):($3 < 0 ? sqrt(-1) : $3) ls 3 title 'NNLO|photontrunc, central value',\
'MADatNLO_output.HwU' index 211 using (($1+$2)/2):($3 >= 0 ? sqrt(-1) : abs($3)):4 w yerrorbar ls 102 title '',\
'MADatNLO_output.HwU' index 211 using (($1+$2)/2):($3 >= 0 ? sqrt(-1) : abs($3)) ls 102 title '',\
'MADatNLO_output.HwU' index 211 using (($1+$2)/2):($3 < 0 ? sqrt(-1) : $3):4 w yerrorbar ls 2 title '',\
'MADatNLO_output.HwU' index 211 using (($1+$2)/2):($3 < 0 ? sqrt(-1) : $3) ls 2 title 'LO|photontrunc, central value',\
'MADatNLO_output.HwU' index 210 using (($1+$2)/2):($3 >= 0 ? sqrt(-1) : abs($3)):4 w yerrorbar ls 101 title '',\
'MADatNLO_output.HwU' index 210 using (($1+$2)/2):($3 >= 0 ? sqrt(-1) : abs($3)) ls 101 title '',\
'MADatNLO_output.HwU' index 210 using (($1+$2)/2):($3 < 0 ? sqrt(-1) : $3):4 w yerrorbar ls 1 title '',\
'MADatNLO_output.HwU' index 210 using (($1+$2)/2):($3 < 0 ? sqrt(-1) : $3) ls 1 title 'NLO|photontrunc, central value'
#-- rendering subhistograms 'Relative scale and PDF uncertainty'
unset label
unset format
set yrange [-8.1775e-03:7.7354e-03]
set origin 0.0000e+00, 3.5000e-01
set size 1.0000e+00, 1.5000e-01
set mytics 2
set ytics auto
set format x ''
unset logscale y
set ylabel "NLO|photontrunc rel.unc."
set label "Relative uncertainties w.r.t. central values" font ",9" front at graph 0.03, graph 0.13
plot \
0.0 ls 999 title '',\
'MADatNLO_output.HwU' index 217 using (($1+$2)/2):(0.0):(safe($4,$3,0.0)) w yerrorbar ls 8 title '',\
'MADatNLO_output.HwU' index 216 using (($1+$2)/2):(0.0):(safe($4,$3,0.0)) w yerrorbar ls 7 title '',\
'MADatNLO_output.HwU' index 215 using (($1+$2)/2):(0.0):(safe($4,$3,0.0)) w yerrorbar ls 6 title '',\
'MADatNLO_output.HwU' index 214 using (($1+$2)/2):(0.0):(safe($4,$3,0.0)) w yerrorbar ls 5 title '',\
'MADatNLO_output.HwU' index 213 using (($1+$2)/2):(0.0):(safe($4,$3,0.0)) w yerrorbar ls 4 title '',\
'MADatNLO_output.HwU' index 212 using (($1+$2)/2):(0.0):(safe($4,$3,0.0)) w yerrorbar ls 3 title '',\
'MADatNLO_output.HwU' index 211 using (($1+$2)/2):(0.0):(safe($4,$3,0.0)) w yerrorbar ls 2 title '',\
'MADatNLO_output.HwU' index 210 using (($1+$2)/2):(0.0):(safe($4,$3,0.0)) w yerrorbar ls 1 title ''
#-- rendering subhistograms '(LO|photontruncNNLO|photontruncTOT|photontruncNLO|photonNLL-msbLO|photonNLL-msbNNLO|photonNLL-msbTOT|photonNLL-msb)/(NLO|photontrunc central value) ratio'
unset label
unset format
set yrange [-1.5753e+00:1.4934e+00]
set origin 0.0000e+00, 2.0000e-01
set size 1.0000e+00, 1.5000e-01
set mytics 2
set ytics auto
set format x
unset logscale y
set ylabel "ratio w.r.t. NLO|photontrunc"
set label "(LO|photontruncNNLO|photontruncTOT|photontruncNLO|photonNLL-msbLO|photonNLL-msbNNLO|photonNLL-msbTOT|photonNLL-msb)/(NLO|photontrunc central value)" font ",9" at graph 0.03, graph 0.13
plot \
1.0 ls 999 title '',\
'MADatNLO_output.HwU' index 224 using (($1+$2)/2):3:4 w yerrorbar ls 8 title '',\
'MADatNLO_output.HwU' index 224 using (($1+$2)/2):3 ls 8 title '',\
'MADatNLO_output.HwU' index 223 using (($1+$2)/2):3:4 w yerrorbar ls 7 title '',\
'MADatNLO_output.HwU' index 223 using (($1+$2)/2):3 ls 7 title '',\
'MADatNLO_output.HwU' index 222 using (($1+$2)/2):3:4 w yerrorbar ls 6 title '',\
'MADatNLO_output.HwU' index 222 using (($1+$2)/2):3 ls 6 title '',\
'MADatNLO_output.HwU' index 221 using (($1+$2)/2):3:4 w yerrorbar ls 5 title '',\
'MADatNLO_output.HwU' index 221 using (($1+$2)/2):3 ls 5 title '',\
'MADatNLO_output.HwU' index 220 using (($1+$2)/2):3:4 w yerrorbar ls 4 title '',\
'MADatNLO_output.HwU' index 220 using (($1+$2)/2):3 ls 4 title '',\
'MADatNLO_output.HwU' index 219 using (($1+$2)/2):3:4 w yerrorbar ls 3 title '',\
'MADatNLO_output.HwU' index 219 using (($1+$2)/2):3 ls 3 title '',\
'MADatNLO_output.HwU' index 218 using (($1+$2)/2):3:4 w yerrorbar ls 2 title '',\
'MADatNLO_output.HwU' index 218 using (($1+$2)/2):3 ls 2 title ''

unset label

################################################################################
unset multiplot
!ps2pdf "MADatNLO_output.ps" &> /dev/null
!open "MADatNLO_output.pdf" &> /dev/null
